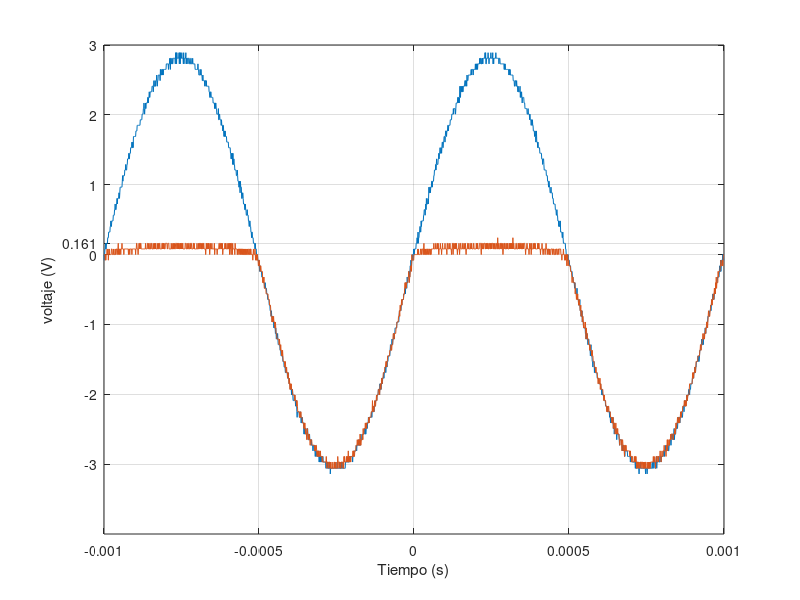

Here is the MATLAB script that generated this plot:
t=[-1.00E-03
-9.99E-04
-9.98E-04
-9.97E-04
-9.96E-04
-9.95E-04
-9.94E-04
-9.93E-04
-9.92E-04
-9.91E-04
-9.90E-04
-9.89E-04
-9.88E-04
-9.87E-04
-9.86E-04
-9.85E-04
-9.84E-04
-9.83E-04
-9.82E-04
-9.81E-04
-9.80E-04
-9.79E-04
-9.78E-04
-9.77E-04
-9.76E-04
-9.75E-04
-9.74E-04
-9.73E-04
-9.72E-04
-9.71E-04
-9.70E-04
-9.69E-04
-9.68E-04
-9.67E-04
-9.66E-04
-9.65E-04
-9.64E-04
-9.63E-04
-9.62E-04
-9.61E-04
-9.60E-04
-9.59E-04
-9.58E-04
-9.57E-04
-9.56E-04
-9.55E-04
-9.54E-04
-9.53E-04
-9.52E-04
-9.51E-04
-9.50E-04
-9.49E-04
-9.48E-04
-9.47E-04
-9.46E-04
-9.45E-04
-9.44E-04
-9.43E-04
-9.42E-04
-9.41E-04
-9.40E-04
-9.39E-04
-9.38E-04
-9.37E-04
-9.36E-04
-9.35E-04
-9.34E-04
-9.33E-04
-9.32E-04
-9.31E-04
-9.30E-04
-9.29E-04
-9.28E-04
-9.27E-04
-9.26E-04
-9.25E-04
-9.24E-04
-9.23E-04
-9.22E-04
-9.21E-04
-9.20E-04
-9.19E-04
-9.18E-04
-9.17E-04
-9.16E-04
-9.15E-04
-9.14E-04
-9.13E-04
-9.12E-04
-9.11E-04
-9.10E-04
-9.09E-04
-9.08E-04
-9.07E-04
-9.06E-04
-9.05E-04
-9.04E-04
-9.03E-04
-9.02E-04
-9.01E-04
-9.00E-04
-8.99E-04
-8.98E-04
-8.97E-04
-8.96E-04
-8.95E-04
-8.94E-04
-8.93E-04
-8.92E-04
-8.91E-04
-8.90E-04
-8.89E-04
-8.88E-04
-8.87E-04
-8.86E-04
-8.85E-04
-8.84E-04
-8.83E-04
-8.82E-04
-8.81E-04
-8.80E-04
-8.79E-04
-8.78E-04
-8.77E-04
-8.76E-04
-8.75E-04
-8.74E-04
-8.73E-04
-8.72E-04
-8.71E-04
-8.70E-04
-8.69E-04
-8.68E-04
-8.67E-04
-8.66E-04
-8.65E-04
-8.64E-04
-8.63E-04
-8.62E-04
-8.61E-04
-8.60E-04
-8.59E-04
-8.58E-04
-8.57E-04
-8.56E-04
-8.55E-04
-8.54E-04
-8.53E-04
-8.52E-04
-8.51E-04
-8.50E-04
-8.49E-04
-8.48E-04
-8.47E-04
-8.46E-04
-8.45E-04
-8.44E-04
-8.43E-04
-8.42E-04
-8.41E-04
-8.40E-04
-8.39E-04
-8.38E-04
-8.37E-04
-8.36E-04
-8.35E-04
-8.34E-04
-8.33E-04
-8.32E-04
-8.31E-04
-8.30E-04
-8.29E-04
-8.28E-04
-8.27E-04
-8.26E-04
-8.25E-04
-8.24E-04
-8.23E-04
-8.22E-04
-8.21E-04
-8.20E-04
-8.19E-04
-8.18E-04
-8.17E-04
-8.16E-04
-8.15E-04
-8.14E-04
-8.13E-04
-8.12E-04
-8.11E-04
-8.10E-04
-8.09E-04
-8.08E-04
-8.07E-04
-8.06E-04
-8.05E-04
-8.04E-04
-8.03E-04
-8.02E-04
-8.01E-04
-8.00E-04
-7.99E-04
-7.98E-04
-7.97E-04
-7.96E-04
-7.95E-04
-7.94E-04
-7.93E-04
-7.92E-04
-7.91E-04
-7.90E-04
-7.89E-04
-7.88E-04
-7.87E-04
-7.86E-04
-7.85E-04
-7.84E-04
-7.83E-04
-7.82E-04
-7.81E-04
-7.80E-04
-7.79E-04
-7.78E-04
-7.77E-04
-7.76E-04
-7.75E-04
-7.74E-04
-7.73E-04
-7.72E-04
-7.71E-04
-7.70E-04
-7.69E-04
-7.68E-04
-7.67E-04
-7.66E-04
-7.65E-04
-7.64E-04
-7.63E-04
-7.62E-04
-7.61E-04
-7.60E-04
-7.59E-04
-7.58E-04
-7.57E-04
-7.56E-04
-7.55E-04
-7.54E-04
-7.53E-04
-7.52E-04
-7.51E-04
-7.50E-04
-7.49E-04
-7.48E-04
-7.47E-04
-7.46E-04
-7.45E-04
-7.44E-04
-7.43E-04
-7.42E-04
-7.41E-04
-7.40E-04
-7.39E-04
-7.38E-04
-7.37E-04
-7.36E-04
-7.35E-04
-7.34E-04
-7.33E-04
-7.32E-04
-7.31E-04
-7.30E-04
-7.29E-04
-7.28E-04
-7.27E-04
-7.26E-04
-7.25E-04
-7.24E-04
-7.23E-04
-7.22E-04
-7.21E-04
-7.20E-04
-7.19E-04
-7.18E-04
-7.17E-04
-7.16E-04
-7.15E-04
-7.14E-04
-7.13E-04
-7.12E-04
-7.11E-04
-7.10E-04
-7.09E-04
-7.08E-04
-7.07E-04
-7.06E-04
-7.05E-04
-7.04E-04
-7.03E-04
-7.02E-04
-7.01E-04
-7.00E-04
-6.99E-04
-6.98E-04
-6.97E-04
-6.96E-04
-6.95E-04
-6.94E-04
-6.93E-04
-6.92E-04
-6.91E-04
-6.90E-04
-6.89E-04
-6.88E-04
-6.87E-04
-6.86E-04
-6.85E-04
-6.84E-04
-6.83E-04
-6.82E-04
-6.81E-04
-6.80E-04
-6.79E-04
-6.78E-04
-6.77E-04
-6.76E-04
-6.75E-04
-6.74E-04
-6.73E-04
-6.72E-04
-6.71E-04
-6.70E-04
-6.69E-04
-6.68E-04
-6.67E-04
-6.66E-04
-6.65E-04
-6.64E-04
-6.63E-04
-6.62E-04
-6.61E-04
-6.60E-04
-6.59E-04
-6.58E-04
-6.57E-04
-6.56E-04
-6.55E-04
-6.54E-04
-6.53E-04
-6.52E-04
-6.51E-04
-6.50E-04
-6.49E-04
-6.48E-04
-6.47E-04
-6.46E-04
-6.45E-04
-6.44E-04
-6.43E-04
-6.42E-04
-6.41E-04
-6.40E-04
-6.39E-04
-6.38E-04
-6.37E-04
-6.36E-04
-6.35E-04
-6.34E-04
-6.33E-04
-6.32E-04
-6.31E-04
-6.30E-04
-6.29E-04
-6.28E-04
-6.27E-04
-6.26E-04
-6.25E-04
-6.24E-04
-6.23E-04
-6.22E-04
-6.21E-04
-6.20E-04
-6.19E-04
-6.18E-04
-6.17E-04
-6.16E-04
-6.15E-04
-6.14E-04
-6.13E-04
-6.12E-04
-6.11E-04
-6.10E-04
-6.09E-04
-6.08E-04
-6.07E-04
-6.06E-04
-6.05E-04
-6.04E-04
-6.03E-04
-6.02E-04
-6.01E-04
-6.00E-04
-5.99E-04
-5.98E-04
-5.97E-04
-5.96E-04
-5.95E-04
-5.94E-04
-5.93E-04
-5.92E-04
-5.91E-04
-5.90E-04
-5.89E-04
-5.88E-04
-5.87E-04
-5.86E-04
-5.85E-04
-5.84E-04
-5.83E-04
-5.82E-04
-5.81E-04
-5.80E-04
-5.79E-04
-5.78E-04
-5.77E-04
-5.76E-04
-5.75E-04
-5.74E-04
-5.73E-04
-5.72E-04
-5.71E-04
-5.70E-04
-5.69E-04
-5.68E-04
-5.67E-04
-5.66E-04
-5.65E-04
-5.64E-04
-5.63E-04
-5.62E-04
-5.61E-04
-5.60E-04
-5.59E-04
-5.58E-04
-5.57E-04
-5.56E-04
-5.55E-04
-5.54E-04
-5.53E-04
-5.52E-04
-5.51E-04
-5.50E-04
-5.49E-04
-5.48E-04
-5.47E-04
-5.46E-04
-5.45E-04
-5.44E-04
-5.43E-04
-5.42E-04
-5.41E-04
-5.40E-04
-5.39E-04
-5.38E-04
-5.37E-04
-5.36E-04
-5.35E-04
-5.34E-04
-5.33E-04
-5.32E-04
-5.31E-04
-5.30E-04
-5.29E-04
-5.28E-04
-5.27E-04
-5.26E-04
-5.25E-04
-5.24E-04
-5.23E-04
-5.22E-04
-5.21E-04
-5.20E-04
-5.19E-04
-5.18E-04
-5.17E-04
-5.16E-04
-5.15E-04
-5.14E-04
-5.13E-04
-5.12E-04
-5.11E-04
-5.10E-04
-5.09E-04
-5.08E-04
-5.07E-04
-5.06E-04
-5.05E-04
-5.04E-04
-5.03E-04
-5.02E-04
-5.01E-04
-5.00E-04
-4.99E-04
-4.98E-04
-4.97E-04
-4.96E-04
-4.95E-04
-4.94E-04
-4.93E-04
-4.92E-04
-4.91E-04
-4.90E-04
-4.89E-04
-4.88E-04
-4.87E-04
-4.86E-04
-4.85E-04
-4.84E-04
-4.83E-04
-4.82E-04
-4.81E-04
-4.80E-04
-4.79E-04
-4.78E-04
-4.77E-04
-4.76E-04
-4.75E-04
-4.74E-04
-4.73E-04
-4.72E-04
-4.71E-04
-4.70E-04
-4.69E-04
-4.68E-04
-4.67E-04
-4.66E-04
-4.65E-04
-4.64E-04
-4.63E-04
-4.62E-04
-4.61E-04
-4.60E-04
-4.59E-04
-4.58E-04
-4.57E-04
-4.56E-04
-4.55E-04
-4.54E-04
-4.53E-04
-4.52E-04
-4.51E-04
-4.50E-04
-4.49E-04
-4.48E-04
-4.47E-04
-4.46E-04
-4.45E-04
-4.44E-04
-4.43E-04
-4.42E-04
-4.41E-04
-4.40E-04
-4.39E-04
-4.38E-04
-4.37E-04
-4.36E-04
-4.35E-04
-4.34E-04
-4.33E-04
-4.32E-04
-4.31E-04
-4.30E-04
-4.29E-04
-4.28E-04
-4.27E-04
-4.26E-04
-4.25E-04
-4.24E-04
-4.23E-04
-4.22E-04
-4.21E-04
-4.20E-04
-4.19E-04
-4.18E-04
-4.17E-04
-4.16E-04
-4.15E-04
-4.14E-04
-4.13E-04
-4.12E-04
-4.11E-04
-4.10E-04
-4.09E-04
-4.08E-04
-4.07E-04
-4.06E-04
-4.05E-04
-4.04E-04
-4.03E-04
-4.02E-04
-4.01E-04
-4.00E-04
-3.99E-04
-3.98E-04
-3.97E-04
-3.96E-04
-3.95E-04
-3.94E-04
-3.93E-04
-3.92E-04
-3.91E-04
-3.90E-04
-3.89E-04
-3.88E-04
-3.87E-04
-3.86E-04
-3.85E-04
-3.84E-04
-3.83E-04
-3.82E-04
-3.81E-04
-3.80E-04
-3.79E-04
-3.78E-04
-3.77E-04
-3.76E-04
-3.75E-04
-3.74E-04
-3.73E-04
-3.72E-04
-3.71E-04
-3.70E-04
-3.69E-04
-3.68E-04
-3.67E-04
-3.66E-04
-3.65E-04
-3.64E-04
-3.63E-04
-3.62E-04
-3.61E-04
-3.60E-04
-3.59E-04
-3.58E-04
-3.57E-04
-3.56E-04
-3.55E-04
-3.54E-04
-3.53E-04
-3.52E-04
-3.51E-04
-3.50E-04
-3.49E-04
-3.48E-04
-3.47E-04
-3.46E-04
-3.45E-04
-3.44E-04
-3.43E-04
-3.42E-04
-3.41E-04
-3.40E-04
-3.39E-04
-3.38E-04
-3.37E-04
-3.36E-04
-3.35E-04
-3.34E-04
-3.33E-04
-3.32E-04
-3.31E-04
-3.30E-04
-3.29E-04
-3.28E-04
-3.27E-04
-3.26E-04
-3.25E-04
-3.24E-04
-3.23E-04
-3.22E-04
-3.21E-04
-3.20E-04
-3.19E-04
-3.18E-04
-3.17E-04
-3.16E-04
-3.15E-04
-3.14E-04
-3.13E-04
-3.12E-04
-3.11E-04
-3.10E-04
-3.09E-04
-3.08E-04
-3.07E-04
-3.06E-04
-3.05E-04
-3.04E-04
-3.03E-04
-3.02E-04
-3.01E-04
-3.00E-04
-2.99E-04
-2.98E-04
-2.97E-04
-2.96E-04
-2.95E-04
-2.94E-04
-2.93E-04
-2.92E-04
-2.91E-04
-2.90E-04
-2.89E-04
-2.88E-04
-2.87E-04
-2.86E-04
-2.85E-04
-2.84E-04
-2.83E-04
-2.82E-04
-2.81E-04
-2.80E-04
-2.79E-04
-2.78E-04
-2.77E-04
-2.76E-04
-2.75E-04
-2.74E-04
-2.73E-04
-2.72E-04
-2.71E-04
-2.70E-04
-2.69E-04
-2.68E-04
-2.67E-04
-2.66E-04
-2.65E-04
-2.64E-04
-2.63E-04
-2.62E-04
-2.61E-04
-2.60E-04
-2.59E-04
-2.58E-04
-2.57E-04
-2.56E-04
-2.55E-04
-2.54E-04
-2.53E-04
-2.52E-04
-2.51E-04
-2.50E-04
-2.49E-04
-2.48E-04
-2.47E-04
-2.46E-04
-2.45E-04
-2.44E-04
-2.43E-04
-2.42E-04
-2.41E-04
-2.40E-04
-2.39E-04
-2.38E-04
-2.37E-04
-2.36E-04
-2.35E-04
-2.34E-04
-2.33E-04
-2.32E-04
-2.31E-04
-2.30E-04
-2.29E-04
-2.28E-04
-2.27E-04
-2.26E-04
-2.25E-04
-2.24E-04
-2.23E-04
-2.22E-04
-2.21E-04
-2.20E-04
-2.19E-04
-2.18E-04
-2.17E-04
-2.16E-04
-2.15E-04
-2.14E-04
-2.13E-04
-2.12E-04
-2.11E-04
-2.10E-04
-2.09E-04
-2.08E-04
-2.07E-04
-2.06E-04
-2.05E-04
-2.04E-04
-2.03E-04
-2.02E-04
-2.01E-04
-2.00E-04
-1.99E-04
-1.98E-04
-1.97E-04
-1.96E-04
-1.95E-04
-1.94E-04
-1.93E-04
-1.92E-04
-1.91E-04
-1.90E-04
-1.89E-04
-1.88E-04
-1.87E-04
-1.86E-04
-1.85E-04
-1.84E-04
-1.83E-04
-1.82E-04
-1.81E-04
-1.80E-04
-1.79E-04
-1.78E-04
-1.77E-04
-1.76E-04
-1.75E-04
-1.74E-04
-1.73E-04
-1.72E-04
-1.71E-04
-1.70E-04
-1.69E-04
-1.68E-04
-1.67E-04
-1.66E-04
-1.65E-04
-1.64E-04
-1.63E-04
-1.62E-04
-1.61E-04
-1.60E-04
-1.59E-04
-1.58E-04
-1.57E-04
-1.56E-04
-1.55E-04
-1.54E-04
-1.53E-04
-1.52E-04
-1.51E-04
-1.50E-04
-1.49E-04
-1.48E-04
-1.47E-04
-1.46E-04
-1.45E-04
-1.44E-04
-1.43E-04
-1.42E-04
-1.41E-04
-1.40E-04
-1.39E-04
-1.38E-04
-1.37E-04
-1.36E-04
-1.35E-04
-1.34E-04
-1.33E-04
-1.32E-04
-1.31E-04
-1.30E-04
-1.29E-04
-1.28E-04
-1.27E-04
-1.26E-04
-1.25E-04
-1.24E-04
-1.23E-04
-1.22E-04
-1.21E-04
-1.20E-04
-1.19E-04
-1.18E-04
-1.17E-04
-1.16E-04
-1.15E-04
-1.14E-04
-1.13E-04
-1.12E-04
-1.11E-04
-1.10E-04
-1.09E-04
-1.08E-04
-1.07E-04
-1.06E-04
-1.05E-04
-1.04E-04
-1.03E-04
-1.02E-04
-1.01E-04
-1.00E-04
-9.90E-05
-9.80E-05
-9.70E-05
-9.60E-05
-9.50E-05
-9.40E-05
-9.30E-05
-9.20E-05
-9.10E-05
-9.00E-05
-8.90E-05
-8.80E-05
-8.70E-05
-8.60E-05
-8.50E-05
-8.40E-05
-8.30E-05
-8.20E-05
-8.10E-05
-8.00E-05
-7.90E-05
-7.80E-05
-7.70E-05
-7.60E-05
-7.50E-05
-7.40E-05
-7.30E-05
-7.20E-05
-7.10E-05
-7.00E-05
-6.90E-05
-6.80E-05
-6.70E-05
-6.60E-05
-6.50E-05
-6.40E-05
-6.30E-05
-6.20E-05
-6.10E-05
-6.00E-05
-5.90E-05
-5.80E-05
-5.70E-05
-5.60E-05
-5.50E-05
-5.40E-05
-5.30E-05
-5.20E-05
-5.10E-05
-5.00E-05
-4.90E-05
-4.80E-05
-4.70E-05
-4.60E-05
-4.50E-05
-4.40E-05
-4.30E-05
-4.20E-05
-4.10E-05
-4.00E-05
-3.90E-05
-3.80E-05
-3.70E-05
-3.60E-05
-3.50E-05
-3.40E-05
-3.30E-05
-3.20E-05
-3.10E-05
-3.00E-05
-2.90E-05
-2.80E-05
-2.70E-05
-2.60E-05
-2.50E-05
-2.40E-05
-2.30E-05
-2.20E-05
-2.10E-05
-2.00E-05
-1.90E-05
-1.80E-05
-1.70E-05
-1.60E-05
-1.50E-05
-1.40E-05
-1.30E-05
-1.20E-05
-1.10E-05
-1.00E-05
-9.00E-06
-8.00E-06
-7.00E-06
-6.00E-06
-5.00E-06
-4.00E-06
-3.00E-06
-2.00E-06
-1.00E-06
0.00E+00
1.00E-06
2.00E-06
3.00E-06
4.00E-06
5.00E-06
6.00E-06
7.00E-06
8.00E-06
9.00E-06
1.00E-05
1.10E-05
1.20E-05
1.30E-05
1.40E-05
1.50E-05
1.60E-05
1.70E-05
1.80E-05
1.90E-05
2.00E-05
2.10E-05
2.20E-05
2.30E-05
2.40E-05
2.50E-05
2.60E-05
2.70E-05
2.80E-05
2.90E-05
3.00E-05
3.10E-05
3.20E-05
3.30E-05
3.40E-05
3.50E-05
3.60E-05
3.70E-05
3.80E-05
3.90E-05
4.00E-05
4.10E-05
4.20E-05
4.30E-05
4.40E-05
4.50E-05
4.60E-05
4.70E-05
4.80E-05
4.90E-05
5.00E-05
5.10E-05
5.20E-05
5.30E-05
5.40E-05
5.50E-05
5.60E-05
5.70E-05
5.80E-05
5.90E-05
6.00E-05
6.10E-05
6.20E-05
6.30E-05
6.40E-05
6.50E-05
6.60E-05
6.70E-05
6.80E-05
6.90E-05
7.00E-05
7.10E-05
7.20E-05
7.30E-05
7.40E-05
7.50E-05
7.60E-05
7.70E-05
7.80E-05
7.90E-05
8.00E-05
8.10E-05
8.20E-05
8.30E-05
8.40E-05
8.50E-05
8.60E-05
8.70E-05
8.80E-05
8.90E-05
9.00E-05
9.10E-05
9.20E-05
9.30E-05
9.40E-05
9.50E-05
9.60E-05
9.70E-05
9.80E-05
9.90E-05
1.00E-04
1.01E-04
1.02E-04
1.03E-04
1.04E-04
1.05E-04
1.06E-04
1.07E-04
1.08E-04
1.09E-04
1.10E-04
1.11E-04
1.12E-04
1.13E-04
1.14E-04
1.15E-04
1.16E-04
1.17E-04
1.18E-04
1.19E-04
1.20E-04
1.21E-04
1.22E-04
1.23E-04
1.24E-04
1.25E-04
1.26E-04
1.27E-04
1.28E-04
1.29E-04
1.30E-04
1.31E-04
1.32E-04
1.33E-04
1.34E-04
1.35E-04
1.36E-04
1.37E-04
1.38E-04
1.39E-04
1.40E-04
1.41E-04
1.42E-04
1.43E-04
1.44E-04
1.45E-04
1.46E-04
1.47E-04
1.48E-04
1.49E-04
1.50E-04
1.51E-04
1.52E-04
1.53E-04
1.54E-04
1.55E-04
1.56E-04
1.57E-04
1.58E-04
1.59E-04
1.60E-04
1.61E-04
1.62E-04
1.63E-04
1.64E-04
1.65E-04
1.66E-04
1.67E-04
1.68E-04
1.69E-04
1.70E-04
1.71E-04
1.72E-04
1.73E-04
1.74E-04
1.75E-04
1.76E-04
1.77E-04
1.78E-04
1.79E-04
1.80E-04
1.81E-04
1.82E-04
1.83E-04
1.84E-04
1.85E-04
1.86E-04
1.87E-04
1.88E-04
1.89E-04
1.90E-04
1.91E-04
1.92E-04
1.93E-04
1.94E-04
1.95E-04
1.96E-04
1.97E-04
1.98E-04
1.99E-04
2.00E-04
2.01E-04
2.02E-04
2.03E-04
2.04E-04
2.05E-04
2.06E-04
2.07E-04
2.08E-04
2.09E-04
2.10E-04
2.11E-04
2.12E-04
2.13E-04
2.14E-04
2.15E-04
2.16E-04
2.17E-04
2.18E-04
2.19E-04
2.20E-04
2.21E-04
2.22E-04
2.23E-04
2.24E-04
2.25E-04
2.26E-04
2.27E-04
2.28E-04
2.29E-04
2.30E-04
2.31E-04
2.32E-04
2.33E-04
2.34E-04
2.35E-04
2.36E-04
2.37E-04
2.38E-04
2.39E-04
2.40E-04
2.41E-04
2.42E-04
2.43E-04
2.44E-04
2.45E-04
2.46E-04
2.47E-04
2.48E-04
2.49E-04
2.50E-04
2.51E-04
2.52E-04
2.53E-04
2.54E-04
2.55E-04
2.56E-04
2.57E-04
2.58E-04
2.59E-04
2.60E-04
2.61E-04
2.62E-04
2.63E-04
2.64E-04
2.65E-04
2.66E-04
2.67E-04
2.68E-04
2.69E-04
2.70E-04
2.71E-04
2.72E-04
2.73E-04
2.74E-04
2.75E-04
2.76E-04
2.77E-04
2.78E-04
2.79E-04
2.80E-04
2.81E-04
2.82E-04
2.83E-04
2.84E-04
2.85E-04
2.86E-04
2.87E-04
2.88E-04
2.89E-04
2.90E-04
2.91E-04
2.92E-04
2.93E-04
2.94E-04
2.95E-04
2.96E-04
2.97E-04
2.98E-04
2.99E-04
3.00E-04
3.01E-04
3.02E-04
3.03E-04
3.04E-04
3.05E-04
3.06E-04
3.07E-04
3.08E-04
3.09E-04
3.10E-04
3.11E-04
3.12E-04
3.13E-04
3.14E-04
3.15E-04
3.16E-04
3.17E-04
3.18E-04
3.19E-04
3.20E-04
3.21E-04
3.22E-04
3.23E-04
3.24E-04
3.25E-04
3.26E-04
3.27E-04
3.28E-04
3.29E-04
3.30E-04
3.31E-04
3.32E-04
3.33E-04
3.34E-04
3.35E-04
3.36E-04
3.37E-04
3.38E-04
3.39E-04
3.40E-04
3.41E-04
3.42E-04
3.43E-04
3.44E-04
3.45E-04
3.46E-04
3.47E-04
3.48E-04
3.49E-04
3.50E-04
3.51E-04
3.52E-04
3.53E-04
3.54E-04
3.55E-04
3.56E-04
3.57E-04
3.58E-04
3.59E-04
3.60E-04
3.61E-04
3.62E-04
3.63E-04
3.64E-04
3.65E-04
3.66E-04
3.67E-04
3.68E-04
3.69E-04
3.70E-04
3.71E-04
3.72E-04
3.73E-04
3.74E-04
3.75E-04
3.76E-04
3.77E-04
3.78E-04
3.79E-04
3.80E-04
3.81E-04
3.82E-04
3.83E-04
3.84E-04
3.85E-04
3.86E-04
3.87E-04
3.88E-04
3.89E-04
3.90E-04
3.91E-04
3.92E-04
3.93E-04
3.94E-04
3.95E-04
3.96E-04
3.97E-04
3.98E-04
3.99E-04
4.00E-04
4.01E-04
4.02E-04
4.03E-04
4.04E-04
4.05E-04
4.06E-04
4.07E-04
4.08E-04
4.09E-04
4.10E-04
4.11E-04
4.12E-04
4.13E-04
4.14E-04
4.15E-04
4.16E-04
4.17E-04
4.18E-04
4.19E-04
4.20E-04
4.21E-04
4.22E-04
4.23E-04
4.24E-04
4.25E-04
4.26E-04
4.27E-04
4.28E-04
4.29E-04
4.30E-04
4.31E-04
4.32E-04
4.33E-04
4.34E-04
4.35E-04
4.36E-04
4.37E-04
4.38E-04
4.39E-04
4.40E-04
4.41E-04
4.42E-04
4.43E-04
4.44E-04
4.45E-04
4.46E-04
4.47E-04
4.48E-04
4.49E-04
4.50E-04
4.51E-04
4.52E-04
4.53E-04
4.54E-04
4.55E-04
4.56E-04
4.57E-04
4.58E-04
4.59E-04
4.60E-04
4.61E-04
4.62E-04
4.63E-04
4.64E-04
4.65E-04
4.66E-04
4.67E-04
4.68E-04
4.69E-04
4.70E-04
4.71E-04
4.72E-04
4.73E-04
4.74E-04
4.75E-04
4.76E-04
4.77E-04
4.78E-04
4.79E-04
4.80E-04
4.81E-04
4.82E-04
4.83E-04
4.84E-04
4.85E-04
4.86E-04
4.87E-04
4.88E-04
4.89E-04
4.90E-04
4.91E-04
4.92E-04
4.93E-04
4.94E-04
4.95E-04
4.96E-04
4.97E-04
4.98E-04
4.99E-04
5.00E-04
5.01E-04
5.02E-04
5.03E-04
5.04E-04
5.05E-04
5.06E-04
5.07E-04
5.08E-04
5.09E-04
5.10E-04
5.11E-04
5.12E-04
5.13E-04
5.14E-04
5.15E-04
5.16E-04
5.17E-04
5.18E-04
5.19E-04
5.20E-04
5.21E-04
5.22E-04
5.23E-04
5.24E-04
5.25E-04
5.26E-04
5.27E-04
5.28E-04
5.29E-04
5.30E-04
5.31E-04
5.32E-04
5.33E-04
5.34E-04
5.35E-04
5.36E-04
5.37E-04
5.38E-04
5.39E-04
5.40E-04
5.41E-04
5.42E-04
5.43E-04
5.44E-04
5.45E-04
5.46E-04
5.47E-04
5.48E-04
5.49E-04
5.50E-04
5.51E-04
5.52E-04
5.53E-04
5.54E-04
5.55E-04
5.56E-04
5.57E-04
5.58E-04
5.59E-04
5.60E-04
5.61E-04
5.62E-04
5.63E-04
5.64E-04
5.65E-04
5.66E-04
5.67E-04
5.68E-04
5.69E-04
5.70E-04
5.71E-04
5.72E-04
5.73E-04
5.74E-04
5.75E-04
5.76E-04
5.77E-04
5.78E-04
5.79E-04
5.80E-04
5.81E-04
5.82E-04
5.83E-04
5.84E-04
5.85E-04
5.86E-04
5.87E-04
5.88E-04
5.89E-04
5.90E-04
5.91E-04
5.92E-04
5.93E-04
5.94E-04
5.95E-04
5.96E-04
5.97E-04
5.98E-04
5.99E-04
6.00E-04
6.01E-04
6.02E-04
6.03E-04
6.04E-04
6.05E-04
6.06E-04
6.07E-04
6.08E-04
6.09E-04
6.10E-04
6.11E-04
6.12E-04
6.13E-04
6.14E-04
6.15E-04
6.16E-04
6.17E-04
6.18E-04
6.19E-04
6.20E-04
6.21E-04
6.22E-04
6.23E-04
6.24E-04
6.25E-04
6.26E-04
6.27E-04
6.28E-04
6.29E-04
6.30E-04
6.31E-04
6.32E-04
6.33E-04
6.34E-04
6.35E-04
6.36E-04
6.37E-04
6.38E-04
6.39E-04
6.40E-04
6.41E-04
6.42E-04
6.43E-04
6.44E-04
6.45E-04
6.46E-04
6.47E-04
6.48E-04
6.49E-04
6.50E-04
6.51E-04
6.52E-04
6.53E-04
6.54E-04
6.55E-04
6.56E-04
6.57E-04
6.58E-04
6.59E-04
6.60E-04
6.61E-04
6.62E-04
6.63E-04
6.64E-04
6.65E-04
6.66E-04
6.67E-04
6.68E-04
6.69E-04
6.70E-04
6.71E-04
6.72E-04
6.73E-04
6.74E-04
6.75E-04
6.76E-04
6.77E-04
6.78E-04
6.79E-04
6.80E-04
6.81E-04
6.82E-04
6.83E-04
6.84E-04
6.85E-04
6.86E-04
6.87E-04
6.88E-04
6.89E-04
6.90E-04
6.91E-04
6.92E-04
6.93E-04
6.94E-04
6.95E-04
6.96E-04
6.97E-04
6.98E-04
6.99E-04
7.00E-04
7.01E-04
7.02E-04
7.03E-04
7.04E-04
7.05E-04
7.06E-04
7.07E-04
7.08E-04
7.09E-04
7.10E-04
7.11E-04
7.12E-04
7.13E-04
7.14E-04
7.15E-04
7.16E-04
7.17E-04
7.18E-04
7.19E-04
7.20E-04
7.21E-04
7.22E-04
7.23E-04
7.24E-04
7.25E-04
7.26E-04
7.27E-04
7.28E-04
7.29E-04
7.30E-04
7.31E-04
7.32E-04
7.33E-04
7.34E-04
7.35E-04
7.36E-04
7.37E-04
7.38E-04
7.39E-04
7.40E-04
7.41E-04
7.42E-04
7.43E-04
7.44E-04
7.45E-04
7.46E-04
7.47E-04
7.48E-04
7.49E-04
7.50E-04
7.51E-04
7.52E-04
7.53E-04
7.54E-04
7.55E-04
7.56E-04
7.57E-04
7.58E-04
7.59E-04
7.60E-04
7.61E-04
7.62E-04
7.63E-04
7.64E-04
7.65E-04
7.66E-04
7.67E-04
7.68E-04
7.69E-04
7.70E-04
7.71E-04
7.72E-04
7.73E-04
7.74E-04
7.75E-04
7.76E-04
7.77E-04
7.78E-04
7.79E-04
7.80E-04
7.81E-04
7.82E-04
7.83E-04
7.84E-04
7.85E-04
7.86E-04
7.87E-04
7.88E-04
7.89E-04
7.90E-04
7.91E-04
7.92E-04
7.93E-04
7.94E-04
7.95E-04
7.96E-04
7.97E-04
7.98E-04
7.99E-04
8.00E-04
8.01E-04
8.02E-04
8.03E-04
8.04E-04
8.05E-04
8.06E-04
8.07E-04
8.08E-04
8.09E-04
8.10E-04
8.11E-04
8.12E-04
8.13E-04
8.14E-04
8.15E-04
8.16E-04
8.17E-04
8.18E-04
8.19E-04
8.20E-04
8.21E-04
8.22E-04
8.23E-04
8.24E-04
8.25E-04
8.26E-04
8.27E-04
8.28E-04
8.29E-04
8.30E-04
8.31E-04
8.32E-04
8.33E-04
8.34E-04
8.35E-04
8.36E-04
8.37E-04
8.38E-04
8.39E-04
8.40E-04
8.41E-04
8.42E-04
8.43E-04
8.44E-04
8.45E-04
8.46E-04
8.47E-04
8.48E-04
8.49E-04
8.50E-04
8.51E-04
8.52E-04
8.53E-04
8.54E-04
8.55E-04
8.56E-04
8.57E-04
8.58E-04
8.59E-04
8.60E-04
8.61E-04
8.62E-04
8.63E-04
8.64E-04
8.65E-04
8.66E-04
8.67E-04
8.68E-04
8.69E-04
8.70E-04
8.71E-04
8.72E-04
8.73E-04
8.74E-04
8.75E-04
8.76E-04
8.77E-04
8.78E-04
8.79E-04
8.80E-04
8.81E-04
8.82E-04
8.83E-04
8.84E-04
8.85E-04
8.86E-04
8.87E-04
8.88E-04
8.89E-04
8.90E-04
8.91E-04
8.92E-04
8.93E-04
8.94E-04
8.95E-04
8.96E-04
8.97E-04
8.98E-04
8.99E-04
9.00E-04
9.01E-04
9.02E-04
9.03E-04
9.04E-04
9.05E-04
9.06E-04
9.07E-04
9.08E-04
9.09E-04
9.10E-04
9.11E-04
9.12E-04
9.13E-04
9.14E-04
9.15E-04
9.16E-04
9.17E-04
9.18E-04
9.19E-04
9.20E-04
9.21E-04
9.22E-04
9.23E-04
9.24E-04
9.25E-04
9.26E-04
9.27E-04
9.28E-04
9.29E-04
9.30E-04
9.31E-04
9.32E-04
9.33E-04
9.34E-04
9.35E-04
9.36E-04
9.37E-04
9.38E-04
9.39E-04
9.40E-04
9.41E-04
9.42E-04
9.43E-04
9.44E-04
9.45E-04
9.46E-04
9.47E-04
9.48E-04
9.49E-04
9.50E-04
9.51E-04
9.52E-04
9.53E-04
9.54E-04
9.55E-04
9.56E-04
9.57E-04
9.58E-04
9.59E-04
9.60E-04
9.61E-04
9.62E-04
9.63E-04
9.64E-04
9.65E-04
9.66E-04
9.67E-04
9.68E-04
9.69E-04
9.70E-04
9.71E-04
9.72E-04
9.73E-04
9.74E-04
9.75E-04
9.76E-04
9.77E-04
9.78E-04
9.79E-04
9.80E-04
9.81E-04
9.82E-04
9.83E-04
9.84E-04
9.85E-04
9.86E-04
9.87E-04
9.88E-04
9.89E-04
9.90E-04
9.91E-04
9.92E-04
9.93E-04
9.94E-04
9.95E-04
9.96E-04
9.97E-04
9.98E-04
9.99E-04];
x=[0.00E+00
-8.04E-02
0.00E+00
8.04E-02
8.04E-02
1.61E-01
8.04E-02
8.04E-02
1.61E-01
1.61E-01
1.61E-01
1.61E-01
2.41E-01
2.41E-01
2.41E-01
3.22E-01
3.22E-01
3.22E-01
3.22E-01
3.22E-01
4.02E-01
4.02E-01
4.82E-01
4.02E-01
4.02E-01
4.82E-01
4.82E-01
4.82E-01
4.82E-01
4.82E-01
5.63E-01
5.63E-01
5.63E-01
5.63E-01
6.43E-01
6.43E-01
7.24E-01
6.43E-01
6.43E-01
6.43E-01
7.24E-01
7.24E-01
8.04E-01
7.24E-01
8.04E-01
8.04E-01
8.04E-01
8.04E-01
8.84E-01
8.84E-01
8.04E-01
8.84E-01
9.65E-01
9.65E-01
9.65E-01
9.65E-01
9.65E-01
9.65E-01
9.65E-01
1.05E+00
1.13E+00
1.05E+00
1.13E+00
1.13E+00
1.13E+00
1.13E+00
1.13E+00
1.21E+00
1.21E+00
1.21E+00
1.29E+00
1.21E+00
1.21E+00
1.21E+00
1.29E+00
1.29E+00
1.37E+00
1.37E+00
1.37E+00
1.37E+00
1.45E+00
1.37E+00
1.37E+00
1.45E+00
1.45E+00
1.45E+00
1.53E+00
1.53E+00
1.53E+00
1.53E+00
1.61E+00
1.53E+00
1.53E+00
1.61E+00
1.53E+00
1.69E+00
1.69E+00
1.69E+00
1.69E+00
1.69E+00
1.69E+00
1.69E+00
1.69E+00
1.77E+00
1.77E+00
1.77E+00
1.77E+00
1.85E+00
1.85E+00
1.85E+00
1.85E+00
1.85E+00
1.85E+00
1.85E+00
1.85E+00
1.85E+00
1.85E+00
1.93E+00
1.93E+00
1.93E+00
1.93E+00
1.93E+00
1.93E+00
2.01E+00
2.01E+00
2.01E+00
2.01E+00
2.09E+00
2.09E+00
2.17E+00
2.09E+00
2.01E+00
2.09E+00
2.09E+00
2.17E+00
2.09E+00
2.17E+00
2.17E+00
2.17E+00
2.17E+00
2.17E+00
2.25E+00
2.25E+00
2.17E+00
2.25E+00
2.25E+00
2.33E+00
2.25E+00
2.25E+00
2.33E+00
2.33E+00
2.33E+00
2.33E+00
2.33E+00
2.33E+00
2.41E+00
2.41E+00
2.41E+00
2.41E+00
2.33E+00
2.41E+00
2.49E+00
2.41E+00
2.41E+00
2.41E+00
2.49E+00
2.41E+00
2.41E+00
2.49E+00
2.49E+00
2.57E+00
2.49E+00
2.41E+00
2.49E+00
2.49E+00
2.57E+00
2.57E+00
2.57E+00
2.57E+00
2.57E+00
2.57E+00
2.49E+00
2.65E+00
2.57E+00
2.65E+00
2.57E+00
2.57E+00
2.65E+00
2.65E+00
2.57E+00
2.65E+00
2.57E+00
2.65E+00
2.65E+00
2.65E+00
2.65E+00
2.65E+00
2.65E+00
2.65E+00
2.65E+00
2.65E+00
2.73E+00
2.73E+00
2.73E+00
2.73E+00
2.73E+00
2.73E+00
2.73E+00
2.65E+00
2.73E+00
2.73E+00
2.73E+00
2.81E+00
2.73E+00
2.65E+00
2.81E+00
2.81E+00
2.73E+00
2.73E+00
2.81E+00
2.81E+00
2.73E+00
2.73E+00
2.81E+00
2.81E+00
2.81E+00
2.81E+00
2.81E+00
2.81E+00
2.81E+00
2.73E+00
2.89E+00
2.81E+00
2.89E+00
2.73E+00
2.89E+00
2.81E+00
2.81E+00
2.81E+00
2.81E+00
2.81E+00
2.81E+00
2.89E+00
2.73E+00
2.89E+00
2.81E+00
2.73E+00
2.89E+00
2.81E+00
2.81E+00
2.81E+00
2.89E+00
2.81E+00
2.81E+00
2.81E+00
2.81E+00
2.73E+00
2.89E+00
2.73E+00
2.81E+00
2.81E+00
2.81E+00
2.81E+00
2.81E+00
2.89E+00
2.73E+00
2.81E+00
2.73E+00
2.81E+00
2.81E+00
2.81E+00
2.73E+00
2.81E+00
2.81E+00
2.81E+00
2.81E+00
2.73E+00
2.73E+00
2.73E+00
2.73E+00
2.81E+00
2.81E+00
2.73E+00
2.73E+00
2.73E+00
2.73E+00
2.81E+00
2.73E+00
2.73E+00
2.73E+00
2.73E+00
2.73E+00
2.73E+00
2.73E+00
2.65E+00
2.65E+00
2.65E+00
2.65E+00
2.65E+00
2.65E+00
2.65E+00
2.65E+00
2.65E+00
2.73E+00
2.65E+00
2.65E+00
2.57E+00
2.57E+00
2.57E+00
2.57E+00
2.65E+00
2.57E+00
2.57E+00
2.65E+00
2.57E+00
2.57E+00
2.57E+00
2.49E+00
2.49E+00
2.57E+00
2.49E+00
2.49E+00
2.49E+00
2.49E+00
2.49E+00
2.41E+00
2.49E+00
2.49E+00
2.49E+00
2.41E+00
2.49E+00
2.41E+00
2.41E+00
2.41E+00
2.41E+00
2.41E+00
2.41E+00
2.41E+00
2.41E+00
2.33E+00
2.33E+00
2.25E+00
2.25E+00
2.25E+00
2.33E+00
2.33E+00
2.25E+00
2.25E+00
2.25E+00
2.25E+00
2.25E+00
2.25E+00
2.17E+00
2.17E+00
2.17E+00
2.17E+00
2.17E+00
2.09E+00
2.17E+00
2.09E+00
2.17E+00
2.17E+00
2.09E+00
2.09E+00
2.01E+00
2.01E+00
2.01E+00
2.01E+00
2.01E+00
2.09E+00
1.93E+00
1.93E+00
2.01E+00
2.01E+00
1.93E+00
1.93E+00
1.93E+00
1.93E+00
1.85E+00
1.93E+00
1.85E+00
1.85E+00
1.85E+00
1.77E+00
1.85E+00
1.85E+00
1.77E+00
1.69E+00
1.77E+00
1.69E+00
1.69E+00
1.77E+00
1.69E+00
1.69E+00
1.69E+00
1.69E+00
1.61E+00
1.61E+00
1.61E+00
1.61E+00
1.61E+00
1.61E+00
1.53E+00
1.53E+00
1.53E+00
1.53E+00
1.53E+00
1.53E+00
1.45E+00
1.45E+00
1.37E+00
1.45E+00
1.37E+00
1.37E+00
1.45E+00
1.29E+00
1.45E+00
1.29E+00
1.29E+00
1.37E+00
1.29E+00
1.29E+00
1.21E+00
1.21E+00
1.21E+00
1.21E+00
1.21E+00
1.13E+00
1.13E+00
1.13E+00
1.21E+00
1.13E+00
1.05E+00
1.05E+00
1.05E+00
9.65E-01
9.65E-01
1.05E+00
9.65E-01
8.84E-01
1.05E+00
9.65E-01
9.65E-01
9.65E-01
8.04E-01
8.04E-01
8.04E-01
8.84E-01
8.84E-01
8.04E-01
7.24E-01
7.24E-01
7.24E-01
7.24E-01
6.43E-01
6.43E-01
7.24E-01
6.43E-01
6.43E-01
5.63E-01
5.63E-01
5.63E-01
6.43E-01
5.63E-01
5.63E-01
5.63E-01
4.82E-01
4.82E-01
4.02E-01
4.02E-01
4.82E-01
4.82E-01
4.02E-01
4.02E-01
3.22E-01
3.22E-01
2.41E-01
3.22E-01
3.22E-01
2.41E-01
2.41E-01
2.41E-01
1.61E-01
1.61E-01
1.61E-01
1.61E-01
1.61E-01
8.04E-02
1.61E-01
8.04E-02
8.04E-02
8.04E-02
0.00E+00
0.00E+00
0.00E+00
0.00E+00
-8.04E-02
-8.04E-02
-8.04E-02
-1.61E-01
-8.04E-02
-1.61E-01
-2.41E-01
-1.61E-01
-1.61E-01
-2.41E-01
-2.41E-01
-2.41E-01
-2.41E-01
-3.22E-01
-3.22E-01
-3.22E-01
-3.22E-01
-3.22E-01
-4.02E-01
-4.02E-01
-4.02E-01
-4.02E-01
-4.82E-01
-4.82E-01
-4.02E-01
-4.82E-01
-4.82E-01
-4.82E-01
-4.82E-01
-5.63E-01
-5.63E-01
-5.63E-01
-6.43E-01
-6.43E-01
-6.43E-01
-6.43E-01
-6.43E-01
-7.24E-01
-7.24E-01
-7.24E-01
-8.04E-01
-8.04E-01
-8.04E-01
-8.84E-01
-8.04E-01
-8.84E-01
-8.84E-01
-9.65E-01
-8.84E-01
-8.84E-01
-9.65E-01
-9.65E-01
-1.05E+00
-9.65E-01
-1.05E+00
-1.05E+00
-1.05E+00
-1.13E+00
-1.05E+00
-1.13E+00
-1.21E+00
-1.13E+00
-1.21E+00
-1.21E+00
-1.13E+00
-1.21E+00
-1.29E+00
-1.29E+00
-1.29E+00
-1.29E+00
-1.29E+00
-1.29E+00
-1.37E+00
-1.37E+00
-1.37E+00
-1.45E+00
-1.45E+00
-1.45E+00
-1.45E+00
-1.45E+00
-1.45E+00
-1.53E+00
-1.53E+00
-1.53E+00
-1.53E+00
-1.61E+00
-1.61E+00
-1.61E+00
-1.61E+00
-1.69E+00
-1.69E+00
-1.61E+00
-1.69E+00
-1.69E+00
-1.69E+00
-1.69E+00
-1.77E+00
-1.77E+00
-1.69E+00
-1.77E+00
-1.77E+00
-1.85E+00
-1.85E+00
-1.85E+00
-1.85E+00
-1.93E+00
-1.93E+00
-1.93E+00
-1.93E+00
-2.01E+00
-1.93E+00
-2.01E+00
-1.93E+00
-2.01E+00
-2.09E+00
-2.09E+00
-2.09E+00
-2.09E+00
-2.01E+00
-2.01E+00
-2.09E+00
-2.09E+00
-2.17E+00
-2.09E+00
-2.17E+00
-2.09E+00
-2.25E+00
-2.33E+00
-2.25E+00
-2.25E+00
-2.25E+00
-2.25E+00
-2.25E+00
-2.25E+00
-2.33E+00
-2.33E+00
-2.33E+00
-2.33E+00
-2.25E+00
-2.33E+00
-2.41E+00
-2.33E+00
-2.41E+00
-2.41E+00
-2.33E+00
-2.41E+00
-2.41E+00
-2.41E+00
-2.41E+00
-2.57E+00
-2.41E+00
-2.57E+00
-2.49E+00
-2.49E+00
-2.57E+00
-2.49E+00
-2.57E+00
-2.57E+00
-2.57E+00
-2.57E+00
-2.49E+00
-2.49E+00
-2.65E+00
-2.65E+00
-2.65E+00
-2.65E+00
-2.65E+00
-2.57E+00
-2.65E+00
-2.65E+00
-2.65E+00
-2.65E+00
-2.73E+00
-2.65E+00
-2.73E+00
-2.73E+00
-2.73E+00
-2.73E+00
-2.81E+00
-2.73E+00
-2.73E+00
-2.73E+00
-2.81E+00
-2.81E+00
-2.73E+00
-2.89E+00
-2.89E+00
-2.81E+00
-2.81E+00
-2.81E+00
-2.89E+00
-2.89E+00
-2.89E+00
-2.89E+00
-2.81E+00
-2.89E+00
-2.89E+00
-2.89E+00
-2.97E+00
-2.89E+00
-2.97E+00
-2.89E+00
-2.97E+00
-2.89E+00
-2.97E+00
-2.89E+00
-2.97E+00
-2.89E+00
-2.97E+00
-2.97E+00
-2.89E+00
-2.97E+00
-2.97E+00
-2.97E+00
-2.97E+00
-2.97E+00
-2.97E+00
-2.97E+00
-2.97E+00
-2.97E+00
-3.06E+00
-2.97E+00
-2.97E+00
-2.97E+00
-3.06E+00
-2.97E+00
-3.06E+00
-3.06E+00
-3.06E+00
-3.06E+00
-3.06E+00
-2.97E+00
-3.06E+00
-2.97E+00
-3.14E+00
-3.06E+00
-3.06E+00
-3.06E+00
-3.06E+00
-3.06E+00
-3.06E+00
-3.06E+00
-3.06E+00
-3.06E+00
-3.06E+00
-3.06E+00
-3.06E+00
-3.06E+00
-3.06E+00
-3.06E+00
-3.06E+00
-3.06E+00
-3.06E+00
-3.06E+00
-3.06E+00
-3.06E+00
-2.97E+00
-3.06E+00
-3.06E+00
-3.06E+00
-3.06E+00
-3.06E+00
-3.06E+00
-3.06E+00
-2.97E+00
-3.06E+00
-2.97E+00
-3.06E+00
-3.06E+00
-2.97E+00
-3.06E+00
-3.06E+00
-2.97E+00
-3.06E+00
-3.06E+00
-3.06E+00
-3.06E+00
-3.06E+00
-3.06E+00
-3.06E+00
-3.06E+00
-3.06E+00
-3.06E+00
-2.97E+00
-2.97E+00
-2.97E+00
-2.97E+00
-2.97E+00
-2.97E+00
-2.97E+00
-2.97E+00
-2.97E+00
-2.97E+00
-2.97E+00
-2.97E+00
-2.97E+00
-2.89E+00
-2.89E+00
-2.97E+00
-2.89E+00
-2.89E+00
-2.89E+00
-2.89E+00
-2.89E+00
-2.89E+00
-2.89E+00
-2.97E+00
-2.89E+00
-2.89E+00
-2.89E+00
-2.89E+00
-2.81E+00
-2.81E+00
-2.81E+00
-2.81E+00
-2.81E+00
-2.81E+00
-2.81E+00
-2.73E+00
-2.81E+00
-2.73E+00
-2.73E+00
-2.73E+00
-2.73E+00
-2.73E+00
-2.73E+00
-2.65E+00
-2.73E+00
-2.73E+00
-2.65E+00
-2.73E+00
-2.73E+00
-2.65E+00
-2.57E+00
-2.65E+00
-2.65E+00
-2.65E+00
-2.65E+00
-2.57E+00
-2.57E+00
-2.57E+00
-2.57E+00
-2.57E+00
-2.57E+00
-2.49E+00
-2.49E+00
-2.57E+00
-2.49E+00
-2.57E+00
-2.57E+00
-2.49E+00
-2.49E+00
-2.41E+00
-2.49E+00
-2.41E+00
-2.41E+00
-2.41E+00
-2.33E+00
-2.41E+00
-2.41E+00
-2.33E+00
-2.33E+00
-2.33E+00
-2.33E+00
-2.33E+00
-2.33E+00
-2.33E+00
-2.25E+00
-2.33E+00
-2.25E+00
-2.25E+00
-2.17E+00
-2.25E+00
-2.25E+00
-2.17E+00
-2.25E+00
-2.17E+00
-2.17E+00
-2.17E+00
-2.17E+00
-2.09E+00
-2.09E+00
-2.09E+00
-2.09E+00
-2.09E+00
-2.01E+00
-2.01E+00
-2.01E+00
-2.01E+00
-1.93E+00
-1.93E+00
-1.93E+00
-1.93E+00
-2.01E+00
-1.85E+00
-1.93E+00
-1.85E+00
-1.93E+00
-1.93E+00
-1.85E+00
-1.77E+00
-1.77E+00
-1.85E+00
-1.77E+00
-1.77E+00
-1.77E+00
-1.69E+00
-1.77E+00
-1.69E+00
-1.69E+00
-1.69E+00
-1.61E+00
-1.61E+00
-1.69E+00
-1.61E+00
-1.61E+00
-1.53E+00
-1.61E+00
-1.53E+00
-1.53E+00
-1.53E+00
-1.45E+00
-1.45E+00
-1.45E+00
-1.45E+00
-1.45E+00
-1.45E+00
-1.37E+00
-1.29E+00
-1.37E+00
-1.37E+00
-1.29E+00
-1.29E+00
-1.21E+00
-1.29E+00
-1.29E+00
-1.21E+00
-1.21E+00
-1.21E+00
-1.13E+00
-1.21E+00
-1.13E+00
-1.13E+00
-1.05E+00
-1.05E+00
-1.05E+00
-1.05E+00
-1.05E+00
-1.05E+00
-9.65E-01
-9.65E-01
-9.65E-01
-9.65E-01
-9.65E-01
-9.65E-01
-9.65E-01
-8.84E-01
-8.04E-01
-8.04E-01
-8.04E-01
-8.04E-01
-8.04E-01
-8.04E-01
-7.24E-01
-7.24E-01
-7.24E-01
-6.43E-01
-6.43E-01
-6.43E-01
-6.43E-01
-6.43E-01
-5.63E-01
-5.63E-01
-5.63E-01
-5.63E-01
-4.82E-01
-5.63E-01
-4.82E-01
-4.02E-01
-4.02E-01
-4.82E-01
-4.82E-01
-3.22E-01
-4.02E-01
-4.02E-01
-3.22E-01
-3.22E-01
-2.41E-01
-2.41E-01
-2.41E-01
-3.22E-01
-2.41E-01
-1.61E-01
-2.41E-01
-8.04E-02
-1.61E-01
-1.61E-01
-8.04E-02
-8.04E-02
0.00E+00
0.00E+00
-8.04E-02
0.00E+00
8.04E-02
0.00E+00
0.00E+00
8.04E-02
8.04E-02
8.04E-02
8.04E-02
8.04E-02
1.61E-01
1.61E-01
1.61E-01
2.41E-01
1.61E-01
2.41E-01
3.22E-01
1.61E-01
2.41E-01
2.41E-01
3.22E-01
3.22E-01
4.02E-01
4.02E-01
3.22E-01
3.22E-01
4.82E-01
4.02E-01
4.82E-01
4.82E-01
4.82E-01
4.82E-01
4.82E-01
4.82E-01
5.63E-01
5.63E-01
6.43E-01
6.43E-01
6.43E-01
5.63E-01
6.43E-01
7.24E-01
6.43E-01
8.04E-01
7.24E-01
7.24E-01
7.24E-01
7.24E-01
8.04E-01
7.24E-01
8.04E-01
9.65E-01
8.84E-01
8.84E-01
9.65E-01
9.65E-01
8.84E-01
9.65E-01
9.65E-01
9.65E-01
1.05E+00
1.05E+00
9.65E-01
1.05E+00
1.05E+00
1.05E+00
1.05E+00
1.13E+00
1.13E+00
1.21E+00
1.21E+00
1.21E+00
1.21E+00
1.29E+00
1.21E+00
1.29E+00
1.37E+00
1.29E+00
1.29E+00
1.29E+00
1.29E+00
1.37E+00
1.37E+00
1.45E+00
1.37E+00
1.45E+00
1.45E+00
1.53E+00
1.45E+00
1.45E+00
1.53E+00
1.53E+00
1.45E+00
1.53E+00
1.61E+00
1.61E+00
1.53E+00
1.53E+00
1.61E+00
1.61E+00
1.69E+00
1.69E+00
1.69E+00
1.61E+00
1.69E+00
1.77E+00
1.77E+00
1.77E+00
1.69E+00
1.77E+00
1.77E+00
1.77E+00
1.85E+00
1.85E+00
1.77E+00
1.85E+00
1.85E+00
1.85E+00
1.85E+00
1.85E+00
1.93E+00
1.93E+00
1.93E+00
1.93E+00
1.93E+00
2.01E+00
2.01E+00
2.01E+00
2.01E+00
2.01E+00
2.09E+00
2.01E+00
2.09E+00
2.09E+00
2.09E+00
2.09E+00
2.09E+00
2.01E+00
2.09E+00
2.17E+00
2.17E+00
2.17E+00
2.17E+00
2.17E+00
2.25E+00
2.25E+00
2.17E+00
2.25E+00
2.25E+00
2.17E+00
2.25E+00
2.41E+00
2.25E+00
2.25E+00
2.41E+00
2.33E+00
2.33E+00
2.41E+00
2.33E+00
2.33E+00
2.41E+00
2.33E+00
2.41E+00
2.41E+00
2.41E+00
2.41E+00
2.41E+00
2.49E+00
2.49E+00
2.49E+00
2.41E+00
2.49E+00
2.49E+00
2.41E+00
2.57E+00
2.49E+00
2.49E+00
2.49E+00
2.57E+00
2.57E+00
2.57E+00
2.57E+00
2.57E+00
2.57E+00
2.57E+00
2.57E+00
2.57E+00
2.65E+00
2.65E+00
2.57E+00
2.65E+00
2.65E+00
2.65E+00
2.65E+00
2.57E+00
2.65E+00
2.65E+00
2.65E+00
2.65E+00
2.65E+00
2.65E+00
2.73E+00
2.65E+00
2.65E+00
2.73E+00
2.65E+00
2.73E+00
2.73E+00
2.65E+00
2.73E+00
2.73E+00
2.73E+00
2.73E+00
2.73E+00
2.73E+00
2.81E+00
2.73E+00
2.81E+00
2.81E+00
2.73E+00
2.73E+00
2.73E+00
2.81E+00
2.73E+00
2.81E+00
2.73E+00
2.81E+00
2.81E+00
2.81E+00
2.81E+00
2.81E+00
2.81E+00
2.89E+00
2.81E+00
2.89E+00
2.73E+00
2.73E+00
2.81E+00
2.81E+00
2.81E+00
2.81E+00
2.81E+00
2.89E+00
2.81E+00
2.81E+00
2.73E+00
2.81E+00
2.81E+00
2.81E+00
2.81E+00
2.81E+00
2.89E+00
2.81E+00
2.81E+00
2.81E+00
2.81E+00
2.81E+00
2.89E+00
2.73E+00
2.81E+00
2.73E+00
2.81E+00
2.81E+00
2.81E+00
2.81E+00
2.81E+00
2.81E+00
2.89E+00
2.81E+00
2.81E+00
2.81E+00
2.81E+00
2.81E+00
2.81E+00
2.81E+00
2.81E+00
2.81E+00
2.73E+00
2.81E+00
2.81E+00
2.81E+00
2.73E+00
2.73E+00
2.73E+00
2.73E+00
2.73E+00
2.73E+00
2.73E+00
2.73E+00
2.73E+00
2.73E+00
2.73E+00
2.73E+00
2.73E+00
2.65E+00
2.73E+00
2.65E+00
2.73E+00
2.65E+00
2.65E+00
2.65E+00
2.65E+00
2.65E+00
2.65E+00
2.65E+00
2.65E+00
2.65E+00
2.65E+00
2.65E+00
2.57E+00
2.65E+00
2.65E+00
2.57E+00
2.65E+00
2.57E+00
2.57E+00
2.57E+00
2.57E+00
2.57E+00
2.57E+00
2.57E+00
2.57E+00
2.57E+00
2.49E+00
2.49E+00
2.49E+00
2.49E+00
2.41E+00
2.41E+00
2.49E+00
2.49E+00
2.49E+00
2.41E+00
2.41E+00
2.49E+00
2.41E+00
2.41E+00
2.41E+00
2.33E+00
2.41E+00
2.33E+00
2.33E+00
2.33E+00
2.33E+00
2.33E+00
2.41E+00
2.25E+00
2.33E+00
2.25E+00
2.25E+00
2.33E+00
2.25E+00
2.17E+00
2.25E+00
2.25E+00
2.25E+00
2.25E+00
2.25E+00
2.17E+00
2.17E+00
2.17E+00
2.09E+00
2.09E+00
2.09E+00
2.09E+00
2.09E+00
2.09E+00
2.09E+00
2.01E+00
2.01E+00
2.01E+00
2.09E+00
2.01E+00
2.01E+00
2.01E+00
2.01E+00
1.93E+00
2.01E+00
1.93E+00
1.93E+00
1.93E+00
1.85E+00
1.93E+00
1.93E+00
1.85E+00
1.93E+00
1.85E+00
1.85E+00
1.77E+00
1.77E+00
1.77E+00
1.77E+00
1.69E+00
1.69E+00
1.77E+00
1.69E+00
1.61E+00
1.69E+00
1.77E+00
1.61E+00
1.61E+00
1.61E+00
1.53E+00
1.61E+00
1.53E+00
1.53E+00
1.53E+00
1.53E+00
1.53E+00
1.45E+00
1.45E+00
1.45E+00
1.45E+00
1.45E+00
1.45E+00
1.37E+00
1.37E+00
1.37E+00
1.29E+00
1.37E+00
1.37E+00
1.37E+00
1.29E+00
1.21E+00
1.21E+00
1.21E+00
1.21E+00
1.21E+00
1.21E+00
1.21E+00
1.13E+00
1.13E+00
1.13E+00
1.13E+00
1.05E+00
1.05E+00
1.05E+00
9.65E-01
1.05E+00
1.05E+00
9.65E-01
9.65E-01
8.84E-01
8.84E-01
8.84E-01
9.65E-01
8.84E-01
8.84E-01
8.84E-01
8.84E-01
8.04E-01
8.04E-01
8.04E-01
7.24E-01
7.24E-01
7.24E-01
7.24E-01
7.24E-01
7.24E-01
6.43E-01
6.43E-01
6.43E-01
5.63E-01
5.63E-01
6.43E-01
5.63E-01
5.63E-01
4.82E-01
4.82E-01
4.82E-01
4.02E-01
4.82E-01
4.02E-01
4.02E-01
4.02E-01
4.82E-01
3.22E-01
3.22E-01
3.22E-01
3.22E-01
3.22E-01
2.41E-01
2.41E-01
3.22E-01
2.41E-01
1.61E-01
1.61E-01
1.61E-01
1.61E-01
1.61E-01
1.61E-01
1.61E-01
8.04E-02
8.04E-02
0.00E+00
0.00E+00
0.00E+00
0.00E+00
-8.04E-02
-8.04E-02
0.00E+00
-8.04E-02
-8.04E-02
-8.04E-02
-8.04E-02
-1.61E-01
-1.61E-01
-1.61E-01
-1.61E-01
-2.41E-01
-2.41E-01
-2.41E-01
-2.41E-01
-2.41E-01
-3.22E-01
-3.22E-01
-3.22E-01
-4.02E-01
-4.02E-01
-4.02E-01
-4.02E-01
-4.82E-01
-4.02E-01
-4.82E-01
-4.82E-01
-4.82E-01
-5.63E-01
-5.63E-01
-5.63E-01
-4.82E-01
-6.43E-01
-6.43E-01
-6.43E-01
-6.43E-01
-7.24E-01
-7.24E-01
-7.24E-01
-7.24E-01
-6.43E-01
-8.04E-01
-8.04E-01
-8.04E-01
-8.84E-01
-8.04E-01
-8.84E-01
-8.04E-01
-9.65E-01
-8.84E-01
-9.65E-01
-9.65E-01
-1.05E+00
-1.05E+00
-1.05E+00
-1.05E+00
-1.05E+00
-1.05E+00
-1.13E+00
-1.05E+00
-1.21E+00
-1.13E+00
-1.21E+00
-1.13E+00
-1.21E+00
-1.21E+00
-1.29E+00
-1.21E+00
-1.21E+00
-1.21E+00
-1.29E+00
-1.29E+00
-1.37E+00
-1.37E+00
-1.45E+00
-1.37E+00
-1.29E+00
-1.45E+00
-1.45E+00
-1.45E+00
-1.53E+00
-1.53E+00
-1.61E+00
-1.53E+00
-1.53E+00
-1.53E+00
-1.53E+00
-1.69E+00
-1.61E+00
-1.69E+00
-1.69E+00
-1.69E+00
-1.69E+00
-1.69E+00
-1.69E+00
-1.69E+00
-1.77E+00
-1.77E+00
-1.77E+00
-1.77E+00
-1.77E+00
-1.85E+00
-1.85E+00
-1.85E+00
-1.85E+00
-1.85E+00
-1.85E+00
-1.85E+00
-1.93E+00
-1.93E+00
-1.93E+00
-2.01E+00
-1.93E+00
-2.01E+00
-2.01E+00
-2.01E+00
-2.01E+00
-2.01E+00
-2.09E+00
-2.09E+00
-2.09E+00
-2.09E+00
-2.09E+00
-2.17E+00
-2.17E+00
-2.17E+00
-2.17E+00
-2.17E+00
-2.25E+00
-2.25E+00
-2.17E+00
-2.25E+00
-2.25E+00
-2.25E+00
-2.25E+00
-2.25E+00
-2.33E+00
-2.25E+00
-2.33E+00
-2.41E+00
-2.33E+00
-2.33E+00
-2.41E+00
-2.33E+00
-2.41E+00
-2.41E+00
-2.41E+00
-2.33E+00
-2.49E+00
-2.49E+00
-2.41E+00
-2.57E+00
-2.49E+00
-2.49E+00
-2.49E+00
-2.49E+00
-2.49E+00
-2.49E+00
-2.57E+00
-2.65E+00
-2.57E+00
-2.57E+00
-2.57E+00
-2.57E+00
-2.57E+00
-2.57E+00
-2.57E+00
-2.65E+00
-2.73E+00
-2.65E+00
-2.65E+00
-2.65E+00
-2.65E+00
-2.65E+00
-2.65E+00
-2.73E+00
-2.73E+00
-2.81E+00
-2.73E+00
-2.73E+00
-2.73E+00
-2.81E+00
-2.73E+00
-2.81E+00
-2.81E+00
-2.89E+00
-2.81E+00
-2.81E+00
-2.81E+00
-2.81E+00
-2.81E+00
-2.81E+00
-2.81E+00
-2.81E+00
-2.89E+00
-2.89E+00
-2.89E+00
-2.89E+00
-2.89E+00
-2.89E+00
-2.89E+00
-2.89E+00
-2.89E+00
-2.97E+00
-2.89E+00
-2.89E+00
-2.97E+00
-2.89E+00
-2.97E+00
-2.97E+00
-2.97E+00
-2.97E+00
-2.97E+00
-2.97E+00
-2.97E+00
-2.97E+00
-2.97E+00
-2.97E+00
-2.97E+00
-3.06E+00
-2.97E+00
-3.06E+00
-3.06E+00
-2.97E+00
-2.97E+00
-3.06E+00
-2.97E+00
-2.97E+00
-3.06E+00
-3.06E+00
-3.06E+00
-3.14E+00
-3.06E+00
-3.06E+00
-3.06E+00
-2.97E+00
-3.06E+00
-3.06E+00
-3.06E+00
-3.06E+00
-3.06E+00
-3.06E+00
-3.06E+00
-3.06E+00
-3.06E+00
-3.06E+00
-3.06E+00
-3.06E+00
-3.06E+00
-3.06E+00
-3.06E+00
-3.06E+00
-3.14E+00
-3.06E+00
-3.06E+00
-3.06E+00
-3.06E+00
-3.14E+00
-3.06E+00
-3.06E+00
-3.06E+00
-3.06E+00
-3.06E+00
-3.06E+00
-3.06E+00
-3.06E+00
-3.06E+00
-3.06E+00
-3.06E+00
-3.06E+00
-3.06E+00
-3.06E+00
-3.06E+00
-2.97E+00
-2.97E+00
-3.06E+00
-3.06E+00
-2.97E+00
-2.97E+00
-3.06E+00
-2.97E+00
-2.97E+00
-2.97E+00
-2.97E+00
-3.06E+00
-2.97E+00
-2.97E+00
-2.89E+00
-3.06E+00
-2.97E+00
-2.97E+00
-2.97E+00
-2.97E+00
-2.89E+00
-2.97E+00
-2.89E+00
-2.97E+00
-2.97E+00
-2.97E+00
-2.89E+00
-2.89E+00
-2.89E+00
-2.97E+00
-2.89E+00
-2.89E+00
-2.89E+00
-2.89E+00
-2.89E+00
-2.89E+00
-2.89E+00
-2.81E+00
-2.81E+00
-2.81E+00
-2.89E+00
-2.81E+00
-2.81E+00
-2.81E+00
-2.73E+00
-2.81E+00
-2.81E+00
-2.81E+00
-2.81E+00
-2.73E+00
-2.73E+00
-2.73E+00
-2.73E+00
-2.81E+00
-2.81E+00
-2.73E+00
-2.73E+00
-2.73E+00
-2.65E+00
-2.65E+00
-2.65E+00
-2.73E+00
-2.65E+00
-2.57E+00
-2.57E+00
-2.57E+00
-2.57E+00
-2.65E+00
-2.57E+00
-2.65E+00
-2.57E+00
-2.49E+00
-2.65E+00
-2.57E+00
-2.57E+00
-2.57E+00
-2.57E+00
-2.49E+00
-2.49E+00
-2.49E+00
-2.41E+00
-2.41E+00
-2.49E+00
-2.41E+00
-2.33E+00
-2.41E+00
-2.33E+00
-2.33E+00
-2.33E+00
-2.41E+00
-2.41E+00
-2.33E+00
-2.33E+00
-2.33E+00
-2.25E+00
-2.25E+00
-2.33E+00
-2.33E+00
-2.33E+00
-2.25E+00
-2.17E+00
-2.17E+00
-2.17E+00
-2.25E+00
-2.17E+00
-2.09E+00
-2.09E+00
-2.17E+00
-2.17E+00
-2.09E+00
-2.09E+00
-2.09E+00
-2.01E+00
-2.09E+00
-2.09E+00
-2.01E+00
-2.01E+00
-2.01E+00
-1.93E+00
-1.93E+00
-1.93E+00
-2.01E+00
-1.93E+00
-1.93E+00
-1.93E+00
-1.85E+00
-1.85E+00
-1.85E+00
-1.85E+00
-1.85E+00
-1.77E+00
-1.77E+00
-1.77E+00
-1.77E+00
-1.77E+00
-1.69E+00
-1.69E+00
-1.69E+00
-1.61E+00
-1.69E+00
-1.69E+00
-1.61E+00
-1.61E+00
-1.53E+00
-1.53E+00
-1.53E+00
-1.53E+00
-1.53E+00
-1.45E+00
-1.45E+00
-1.53E+00
-1.53E+00
-1.53E+00
-1.45E+00
-1.37E+00
-1.37E+00
-1.37E+00
-1.37E+00
-1.29E+00
-1.29E+00
-1.21E+00
-1.29E+00
-1.29E+00
-1.29E+00
-1.21E+00
-1.29E+00
-1.21E+00
-1.21E+00
-1.13E+00
-1.13E+00
-1.13E+00
-1.05E+00
-1.05E+00
-1.13E+00
-1.05E+00
-1.05E+00
-1.05E+00
-9.65E-01
-9.65E-01
-9.65E-01
-8.84E-01
-8.84E-01
-8.84E-01
-8.84E-01
-8.84E-01
-8.84E-01
-8.04E-01
-8.04E-01
-8.04E-01
-7.24E-01
-8.04E-01
-7.24E-01
-7.24E-01
-6.43E-01
-6.43E-01
-6.43E-01
-5.63E-01
-6.43E-01
-6.43E-01
-6.43E-01
-6.43E-01
-5.63E-01
-4.82E-01
-5.63E-01
-4.82E-01
-4.82E-01
-4.82E-01
-4.02E-01
-4.02E-01
-4.02E-01
-4.02E-01
-3.22E-01
-3.22E-01
-3.22E-01
-3.22E-01
-3.22E-01
-3.22E-01
-2.41E-01
-1.61E-01
-2.41E-01
-2.41E-01
-8.04E-02
-2.41E-01
-1.61E-01
-8.04E-02
-8.04E-02
-8.04E-02
-8.04E-02
0.00E+00
-8.04E-02
0.00E+00
-8.04E-02];
y=[0.00E+00
0.00E+00
0.00E+00
0.00E+00
-8.04E-02
0.00E+00
-8.04E-02
0.00E+00
0.00E+00
0.00E+00
8.04E-02
0.00E+00
0.00E+00
8.04E-02
-8.04E-02
0.00E+00
0.00E+00
8.04E-02
0.00E+00
0.00E+00
0.00E+00
0.00E+00
0.00E+00
0.00E+00
8.04E-02
8.04E-02
8.04E-02
0.00E+00
0.00E+00
0.00E+00
0.00E+00
8.04E-02
0.00E+00
0.00E+00
0.00E+00
0.00E+00
8.04E-02
0.00E+00
0.00E+00
8.04E-02
8.04E-02
8.04E-02
0.00E+00
0.00E+00
8.04E-02
8.04E-02
1.61E-01
0.00E+00
8.04E-02
8.04E-02
0.00E+00
8.04E-02
8.04E-02
8.04E-02
0.00E+00
8.04E-02
8.04E-02
8.04E-02
1.61E-01
8.04E-02
8.04E-02
8.04E-02
8.04E-02
8.04E-02
0.00E+00
8.04E-02
8.04E-02
8.04E-02
8.04E-02
8.04E-02
8.04E-02
8.04E-02
8.04E-02
8.04E-02
8.04E-02
8.04E-02
8.04E-02
8.04E-02
8.04E-02
0.00E+00
8.04E-02
8.04E-02
8.04E-02
0.00E+00
8.04E-02
8.04E-02
8.04E-02
8.04E-02
8.04E-02
8.04E-02
0.00E+00
8.04E-02
8.04E-02
8.04E-02
8.04E-02
8.04E-02
8.04E-02
8.04E-02
8.04E-02
8.04E-02
8.04E-02
8.04E-02
0.00E+00
8.04E-02
8.04E-02
1.61E-01
1.61E-01
8.04E-02
8.04E-02
8.04E-02
0.00E+00
8.04E-02
8.04E-02
1.61E-01
8.04E-02
1.61E-01
1.61E-01
8.04E-02
1.61E-01
1.61E-01
8.04E-02
8.04E-02
8.04E-02
8.04E-02
8.04E-02
8.04E-02
8.04E-02
8.04E-02
8.04E-02
8.04E-02
8.04E-02
8.04E-02
8.04E-02
8.04E-02
1.61E-01
8.04E-02
8.04E-02
8.04E-02
8.04E-02
8.04E-02
1.61E-01
1.61E-01
8.04E-02
8.04E-02
1.61E-01
8.04E-02
8.04E-02
8.04E-02
1.61E-01
1.61E-01
8.04E-02
8.04E-02
8.04E-02
1.61E-01
1.61E-01
8.04E-02
8.04E-02
8.04E-02
8.04E-02
1.61E-01
8.04E-02
8.04E-02
8.04E-02
1.61E-01
8.04E-02
1.61E-01
8.04E-02
1.61E-01
8.04E-02
8.04E-02
8.04E-02
8.04E-02
8.04E-02
1.61E-01
8.04E-02
8.04E-02
1.61E-01
8.04E-02
8.04E-02
1.61E-01
1.61E-01
8.04E-02
8.04E-02
8.04E-02
8.04E-02
8.04E-02
8.04E-02
1.61E-01
1.61E-01
8.04E-02
1.61E-01
8.04E-02
1.61E-01
8.04E-02
1.61E-01
8.04E-02
8.04E-02
8.04E-02
1.61E-01
1.61E-01
1.61E-01
1.61E-01
1.61E-01
1.61E-01
8.04E-02
8.04E-02
1.61E-01
1.61E-01
1.61E-01
1.61E-01
8.04E-02
8.04E-02
8.04E-02
8.04E-02
8.04E-02
8.04E-02
8.04E-02
1.61E-01
8.04E-02
8.04E-02
8.04E-02
8.04E-02
1.61E-01
8.04E-02
8.04E-02
1.61E-01
8.04E-02
1.61E-01
8.04E-02
8.04E-02
8.04E-02
1.61E-01
1.61E-01
1.61E-01
1.61E-01
8.04E-02
1.61E-01
1.61E-01
8.04E-02
1.61E-01
8.04E-02
1.61E-01
1.61E-01
8.04E-02
8.04E-02
1.61E-01
8.04E-02
1.61E-01
8.04E-02
1.61E-01
8.04E-02
1.61E-01
1.61E-01
8.04E-02
1.61E-01
8.04E-02
8.04E-02
8.04E-02
8.04E-02
8.04E-02
8.04E-02
8.04E-02
1.61E-01
1.61E-01
1.61E-01
8.04E-02
8.04E-02
8.04E-02
1.61E-01
8.04E-02
8.04E-02
1.61E-01
1.61E-01
8.04E-02
8.04E-02
8.04E-02
8.04E-02
1.61E-01
1.61E-01
8.04E-02
1.61E-01
1.61E-01
1.61E-01
8.04E-02
8.04E-02
8.04E-02
8.04E-02
8.04E-02
1.61E-01
1.61E-01
8.04E-02
1.61E-01
8.04E-02
8.04E-02
8.04E-02
8.04E-02
8.04E-02
8.04E-02
8.04E-02
8.04E-02
1.61E-01
8.04E-02
8.04E-02
8.04E-02
8.04E-02
1.61E-01
8.04E-02
8.04E-02
1.61E-01
1.61E-01
8.04E-02
1.61E-01
1.61E-01
8.04E-02
8.04E-02
1.61E-01
8.04E-02
8.04E-02
1.61E-01
1.61E-01
8.04E-02
1.61E-01
1.61E-01
8.04E-02
8.04E-02
8.04E-02
8.04E-02
8.04E-02
0.00E+00
8.04E-02
1.61E-01
8.04E-02
1.61E-01
8.04E-02
8.04E-02
1.61E-01
8.04E-02
1.61E-01
8.04E-02
1.61E-01
8.04E-02
0.00E+00
8.04E-02
8.04E-02
1.61E-01
8.04E-02
8.04E-02
8.04E-02
1.61E-01
8.04E-02
8.04E-02
8.04E-02
8.04E-02
8.04E-02
8.04E-02
8.04E-02
1.61E-01
0.00E+00
8.04E-02
8.04E-02
8.04E-02
8.04E-02
8.04E-02
8.04E-02
8.04E-02
0.00E+00
8.04E-02
8.04E-02
8.04E-02
8.04E-02
8.04E-02
1.61E-01
1.61E-01
8.04E-02
8.04E-02
8.04E-02
1.61E-01
1.61E-01
8.04E-02
1.61E-01
8.04E-02
8.04E-02
1.61E-01
0.00E+00
8.04E-02
8.04E-02
8.04E-02
8.04E-02
8.04E-02
8.04E-02
1.61E-01
8.04E-02
1.61E-01
8.04E-02
8.04E-02
8.04E-02
8.04E-02
1.61E-01
8.04E-02
8.04E-02
8.04E-02
1.61E-01
8.04E-02
8.04E-02
1.61E-01
0.00E+00
1.61E-01
8.04E-02
1.61E-01
8.04E-02
0.00E+00
1.61E-01
1.61E-01
8.04E-02
0.00E+00
1.61E-01
8.04E-02
8.04E-02
8.04E-02
8.04E-02
8.04E-02
8.04E-02
0.00E+00
1.61E-01
8.04E-02
8.04E-02
8.04E-02
8.04E-02
8.04E-02
8.04E-02
0.00E+00
8.04E-02
0.00E+00
0.00E+00
8.04E-02
8.04E-02
8.04E-02
8.04E-02
0.00E+00
8.04E-02
8.04E-02
0.00E+00
8.04E-02
0.00E+00
8.04E-02
8.04E-02
8.04E-02
0.00E+00
8.04E-02
0.00E+00
8.04E-02
0.00E+00
0.00E+00
8.04E-02
0.00E+00
0.00E+00
8.04E-02
0.00E+00
0.00E+00
8.04E-02
0.00E+00
0.00E+00
0.00E+00
8.04E-02
0.00E+00
0.00E+00
0.00E+00
8.04E-02
8.04E-02
0.00E+00
0.00E+00
8.04E-02
0.00E+00
8.04E-02
8.04E-02
0.00E+00
0.00E+00
0.00E+00
0.00E+00
0.00E+00
-8.04E-02
0.00E+00
8.04E-02
0.00E+00
0.00E+00
0.00E+00
0.00E+00
8.04E-02
0.00E+00
-8.04E-02
0.00E+00
-8.04E-02
0.00E+00
-8.04E-02
-8.04E-02
0.00E+00
-8.04E-02
-8.04E-02
-1.61E-01
-1.61E-01
-8.04E-02
-8.04E-02
-1.61E-01
-1.61E-01
-2.41E-01
-1.61E-01
-1.61E-01
-2.41E-01
-2.41E-01
-2.41E-01
-2.41E-01
-2.41E-01
-4.02E-01
-3.22E-01
-4.02E-01
-4.02E-01
-3.22E-01
-4.82E-01
-4.82E-01
-4.82E-01
-4.82E-01
-4.82E-01
-4.82E-01
-5.63E-01
-5.63E-01
-5.63E-01
-5.63E-01
-5.63E-01
-5.63E-01
-5.63E-01
-6.43E-01
-6.43E-01
-6.43E-01
-6.43E-01
-7.24E-01
-7.24E-01
-7.24E-01
-7.24E-01
-8.04E-01
-8.84E-01
-8.84E-01
-8.84E-01
-9.65E-01
-8.84E-01
-9.65E-01
-9.65E-01
-9.65E-01
-8.84E-01
-9.65E-01
-9.65E-01
-9.65E-01
-1.05E+00
-1.05E+00
-9.65E-01
-1.05E+00
-1.13E+00
-1.13E+00
-1.13E+00
-1.21E+00
-1.21E+00
-1.21E+00
-1.21E+00
-1.21E+00
-1.21E+00
-1.21E+00
-1.29E+00
-1.21E+00
-1.29E+00
-1.29E+00
-1.37E+00
-1.29E+00
-1.37E+00
-1.37E+00
-1.45E+00
-1.37E+00
-1.45E+00
-1.37E+00
-1.45E+00
-1.53E+00
-1.53E+00
-1.53E+00
-1.53E+00
-1.53E+00
-1.61E+00
-1.61E+00
-1.53E+00
-1.61E+00
-1.69E+00
-1.69E+00
-1.61E+00
-1.69E+00
-1.69E+00
-1.69E+00
-1.77E+00
-1.69E+00
-1.77E+00
-1.77E+00
-1.85E+00
-1.77E+00
-1.85E+00
-1.93E+00
-1.85E+00
-1.85E+00
-1.93E+00
-1.85E+00
-1.93E+00
-1.93E+00
-1.93E+00
-1.93E+00
-2.01E+00
-2.01E+00
-2.01E+00
-2.01E+00
-2.01E+00
-2.01E+00
-2.09E+00
-2.01E+00
-2.09E+00
-2.09E+00
-2.09E+00
-2.09E+00
-2.17E+00
-2.09E+00
-2.09E+00
-2.17E+00
-2.25E+00
-2.25E+00
-2.25E+00
-2.25E+00
-2.25E+00
-2.25E+00
-2.33E+00
-2.25E+00
-2.33E+00
-2.33E+00
-2.25E+00
-2.33E+00
-2.33E+00
-2.33E+00
-2.33E+00
-2.41E+00
-2.41E+00
-2.41E+00
-2.41E+00
-2.41E+00
-2.49E+00
-2.41E+00
-2.49E+00
-2.41E+00
-2.49E+00
-2.57E+00
-2.49E+00
-2.57E+00
-2.57E+00
-2.65E+00
-2.57E+00
-2.49E+00
-2.57E+00
-2.57E+00
-2.65E+00
-2.57E+00
-2.57E+00
-2.57E+00
-2.65E+00
-2.65E+00
-2.73E+00
-2.65E+00
-2.65E+00
-2.65E+00
-2.65E+00
-2.65E+00
-2.73E+00
-2.73E+00
-2.73E+00
-2.73E+00
-2.73E+00
-2.73E+00
-2.73E+00
-2.73E+00
-2.73E+00
-2.81E+00
-2.73E+00
-2.81E+00
-2.81E+00
-2.73E+00
-2.73E+00
-2.81E+00
-2.89E+00
-2.89E+00
-2.81E+00
-2.81E+00
-2.89E+00
-2.81E+00
-2.89E+00
-2.81E+00
-2.89E+00
-2.89E+00
-2.89E+00
-2.81E+00
-2.89E+00
-2.89E+00
-2.89E+00
-2.89E+00
-2.89E+00
-2.97E+00
-2.89E+00
-2.97E+00
-2.97E+00
-2.97E+00
-2.97E+00
-2.97E+00
-2.97E+00
-2.97E+00
-2.97E+00
-2.97E+00
-2.97E+00
-2.97E+00
-2.89E+00
-2.97E+00
-3.06E+00
-2.97E+00
-2.97E+00
-2.97E+00
-2.97E+00
-2.97E+00
-3.06E+00
-2.97E+00
-2.97E+00
-2.97E+00
-3.06E+00
-3.06E+00
-2.97E+00
-3.06E+00
-3.06E+00
-3.06E+00
-3.06E+00
-2.97E+00
-3.06E+00
-3.06E+00
-3.06E+00
-3.06E+00
-3.06E+00
-2.97E+00
-2.97E+00
-3.06E+00
-2.97E+00
-3.06E+00
-3.06E+00
-2.97E+00
-3.06E+00
-3.06E+00
-3.06E+00
-3.06E+00
-3.06E+00
-2.89E+00
-2.97E+00
-2.97E+00
-2.97E+00
-3.06E+00
-2.97E+00
-2.97E+00
-2.97E+00
-3.06E+00
-2.97E+00
-3.06E+00
-2.97E+00
-2.97E+00
-2.97E+00
-2.97E+00
-2.97E+00
-2.97E+00
-3.06E+00
-2.97E+00
-3.06E+00
-2.89E+00
-2.97E+00
-2.89E+00
-2.97E+00
-2.97E+00
-2.97E+00
-2.97E+00
-2.97E+00
-2.89E+00
-2.97E+00
-2.89E+00
-2.97E+00
-2.89E+00
-2.97E+00
-2.81E+00
-2.97E+00
-2.97E+00
-2.97E+00
-2.89E+00
-2.89E+00
-2.97E+00
-2.89E+00
-2.97E+00
-2.89E+00
-2.89E+00
-2.89E+00
-2.89E+00
-2.89E+00
-2.89E+00
-2.81E+00
-2.89E+00
-2.81E+00
-2.81E+00
-2.89E+00
-2.89E+00
-2.81E+00
-2.81E+00
-2.81E+00
-2.81E+00
-2.73E+00
-2.73E+00
-2.73E+00
-2.73E+00
-2.65E+00
-2.73E+00
-2.73E+00
-2.65E+00
-2.65E+00
-2.73E+00
-2.73E+00
-2.65E+00
-2.73E+00
-2.57E+00
-2.65E+00
-2.73E+00
-2.73E+00
-2.65E+00
-2.65E+00
-2.65E+00
-2.65E+00
-2.57E+00
-2.65E+00
-2.49E+00
-2.57E+00
-2.57E+00
-2.49E+00
-2.49E+00
-2.49E+00
-2.49E+00
-2.41E+00
-2.49E+00
-2.41E+00
-2.41E+00
-2.49E+00
-2.41E+00
-2.41E+00
-2.41E+00
-2.41E+00
-2.41E+00
-2.41E+00
-2.33E+00
-2.41E+00
-2.33E+00
-2.33E+00
-2.33E+00
-2.33E+00
-2.33E+00
-2.33E+00
-2.25E+00
-2.25E+00
-2.25E+00
-2.25E+00
-2.09E+00
-2.25E+00
-2.17E+00
-2.17E+00
-2.25E+00
-2.25E+00
-2.17E+00
-2.09E+00
-2.17E+00
-2.17E+00
-2.17E+00
-2.09E+00
-2.09E+00
-2.01E+00
-2.09E+00
-2.01E+00
-2.01E+00
-2.01E+00
-2.01E+00
-1.93E+00
-1.93E+00
-1.93E+00
-1.93E+00
-2.01E+00
-1.93E+00
-1.85E+00
-1.85E+00
-1.93E+00
-1.85E+00
-1.85E+00
-1.77E+00
-1.85E+00
-1.77E+00
-1.77E+00
-1.77E+00
-1.69E+00
-1.69E+00
-1.69E+00
-1.69E+00
-1.69E+00
-1.61E+00
-1.61E+00
-1.61E+00
-1.53E+00
-1.53E+00
-1.53E+00
-1.61E+00
-1.53E+00
-1.53E+00
-1.45E+00
-1.45E+00
-1.45E+00
-1.45E+00
-1.45E+00
-1.45E+00
-1.45E+00
-1.37E+00
-1.37E+00
-1.37E+00
-1.37E+00
-1.29E+00
-1.37E+00
-1.37E+00
-1.29E+00
-1.29E+00
-1.29E+00
-1.21E+00
-1.13E+00
-1.13E+00
-1.13E+00
-1.21E+00
-1.13E+00
-1.13E+00
-1.13E+00
-1.13E+00
-1.13E+00
-1.05E+00
-1.05E+00
-1.05E+00
-9.65E-01
-9.65E-01
-9.65E-01
-9.65E-01
-9.65E-01
-8.84E-01
-8.84E-01
-8.84E-01
-8.04E-01
-8.84E-01
-7.24E-01
-7.24E-01
-8.04E-01
-7.24E-01
-7.24E-01
-6.43E-01
-7.24E-01
-6.43E-01
-6.43E-01
-6.43E-01
-6.43E-01
-6.43E-01
-5.63E-01
-5.63E-01
-5.63E-01
-4.82E-01
-4.02E-01
-4.82E-01
-4.02E-01
-4.02E-01
-4.82E-01
-4.02E-01
-4.02E-01
-4.02E-01
-4.02E-01
-4.02E-01
-3.22E-01
-3.22E-01
-2.41E-01
-3.22E-01
-4.02E-01
-3.22E-01
-3.22E-01
-2.41E-01
-1.61E-01
-1.61E-01
-1.61E-01
-2.41E-01
0.00E+00
-8.04E-02
-8.04E-02
-8.04E-02
-8.04E-02
-8.04E-02
-8.04E-02
0.00E+00
0.00E+00
0.00E+00
0.00E+00
0.00E+00
0.00E+00
0.00E+00
0.00E+00
0.00E+00
0.00E+00
0.00E+00
0.00E+00
8.04E-02
0.00E+00
8.04E-02
0.00E+00
0.00E+00
0.00E+00
0.00E+00
0.00E+00
0.00E+00
8.04E-02
8.04E-02
0.00E+00
0.00E+00
8.04E-02
8.04E-02
8.04E-02
8.04E-02
0.00E+00
0.00E+00
8.04E-02
1.61E-01
0.00E+00
8.04E-02
8.04E-02
0.00E+00
8.04E-02
0.00E+00
0.00E+00
0.00E+00
8.04E-02
8.04E-02
0.00E+00
8.04E-02
8.04E-02
8.04E-02
0.00E+00
0.00E+00
8.04E-02
8.04E-02
0.00E+00
0.00E+00
0.00E+00
8.04E-02
0.00E+00
8.04E-02
8.04E-02
8.04E-02
8.04E-02
8.04E-02
8.04E-02
8.04E-02
8.04E-02
1.61E-01
8.04E-02
8.04E-02
8.04E-02
8.04E-02
8.04E-02
1.61E-01
1.61E-01
8.04E-02
8.04E-02
8.04E-02
8.04E-02
1.61E-01
8.04E-02
1.61E-01
8.04E-02
0.00E+00
8.04E-02
8.04E-02
8.04E-02
8.04E-02
1.61E-01
8.04E-02
8.04E-02
8.04E-02
0.00E+00
8.04E-02
8.04E-02
1.61E-01
8.04E-02
8.04E-02
8.04E-02
8.04E-02
8.04E-02
8.04E-02
8.04E-02
1.61E-01
8.04E-02
8.04E-02
8.04E-02
8.04E-02
8.04E-02
0.00E+00
1.61E-01
1.61E-01
8.04E-02
8.04E-02
8.04E-02
8.04E-02
1.61E-01
8.04E-02
8.04E-02
1.61E-01
8.04E-02
8.04E-02
8.04E-02
8.04E-02
0.00E+00
8.04E-02
8.04E-02
1.61E-01
1.61E-01
0.00E+00
8.04E-02
1.61E-01
1.61E-01
8.04E-02
8.04E-02
1.61E-01
8.04E-02
1.61E-01
8.04E-02
8.04E-02
1.61E-01
8.04E-02
8.04E-02
0.00E+00
8.04E-02
8.04E-02
8.04E-02
8.04E-02
1.61E-01
8.04E-02
0.00E+00
8.04E-02
8.04E-02
1.61E-01
1.61E-01
8.04E-02
8.04E-02
8.04E-02
8.04E-02
8.04E-02
1.61E-01
1.61E-01
8.04E-02
8.04E-02
8.04E-02
1.61E-01
8.04E-02
8.04E-02
8.04E-02
1.61E-01
8.04E-02
0.00E+00
8.04E-02
8.04E-02
8.04E-02
8.04E-02
1.61E-01
1.61E-01
8.04E-02
8.04E-02
1.61E-01
8.04E-02
8.04E-02
8.04E-02
8.04E-02
8.04E-02
1.61E-01
1.61E-01
8.04E-02
1.61E-01
8.04E-02
8.04E-02
8.04E-02
8.04E-02
8.04E-02
1.61E-01
1.61E-01
8.04E-02
8.04E-02
8.04E-02
8.04E-02
8.04E-02
8.04E-02
8.04E-02
1.61E-01
8.04E-02
1.61E-01
8.04E-02
1.61E-01
8.04E-02
8.04E-02
8.04E-02
8.04E-02
8.04E-02
1.61E-01
1.61E-01
1.61E-01
1.61E-01
1.61E-01
8.04E-02
0.00E+00
1.61E-01
1.61E-01
1.61E-01
8.04E-02
8.04E-02
1.61E-01
8.04E-02
8.04E-02
1.61E-01
1.61E-01
1.61E-01
1.61E-01
8.04E-02
8.04E-02
1.61E-01
8.04E-02
1.61E-01
8.04E-02
1.61E-01
1.61E-01
8.04E-02
1.61E-01
8.04E-02
8.04E-02
8.04E-02
1.61E-01
1.61E-01
8.04E-02
8.04E-02
1.61E-01
8.04E-02
1.61E-01
8.04E-02
1.61E-01
1.61E-01
1.61E-01
1.61E-01
8.04E-02
1.61E-01
8.04E-02
8.04E-02
8.04E-02
1.61E-01
8.04E-02
8.04E-02
8.04E-02
1.61E-01
1.61E-01
1.61E-01
8.04E-02
8.04E-02
8.04E-02
2.41E-01
8.04E-02
8.04E-02
1.61E-01
1.61E-01
8.04E-02
8.04E-02
8.04E-02
1.61E-01
1.61E-01
8.04E-02
1.61E-01
1.61E-01
8.04E-02
8.04E-02
1.61E-01
8.04E-02
0.00E+00
8.04E-02
8.04E-02
1.61E-01
8.04E-02
1.61E-01
1.61E-01
8.04E-02
8.04E-02
8.04E-02
1.61E-01
8.04E-02
8.04E-02
1.61E-01
8.04E-02
1.61E-01
8.04E-02
8.04E-02
8.04E-02
8.04E-02
1.61E-01
8.04E-02
1.61E-01
8.04E-02
1.61E-01
8.04E-02
1.61E-01
8.04E-02
1.61E-01
8.04E-02
1.61E-01
8.04E-02
2.41E-01
8.04E-02
1.61E-01
1.61E-01
8.04E-02
8.04E-02
8.04E-02
8.04E-02
8.04E-02
8.04E-02
1.61E-01
1.61E-01
8.04E-02
8.04E-02
8.04E-02
8.04E-02
8.04E-02
1.61E-01
8.04E-02
1.61E-01
8.04E-02
8.04E-02
1.61E-01
1.61E-01
8.04E-02
1.61E-01
1.61E-01
1.61E-01
8.04E-02
8.04E-02
1.61E-01
8.04E-02
8.04E-02
1.61E-01
8.04E-02
1.61E-01
1.61E-01
1.61E-01
1.61E-01
8.04E-02
8.04E-02
0.00E+00
8.04E-02
8.04E-02
8.04E-02
1.61E-01
1.61E-01
8.04E-02
8.04E-02
8.04E-02
8.04E-02
8.04E-02
0.00E+00
8.04E-02
1.61E-01
8.04E-02
8.04E-02
8.04E-02
1.61E-01
0.00E+00
8.04E-02
1.61E-01
8.04E-02
8.04E-02
8.04E-02
8.04E-02
8.04E-02
1.61E-01
8.04E-02
1.61E-01
1.61E-01
8.04E-02
1.61E-01
8.04E-02
8.04E-02
8.04E-02
8.04E-02
8.04E-02
8.04E-02
8.04E-02
1.61E-01
8.04E-02
1.61E-01
8.04E-02
1.61E-01
8.04E-02
8.04E-02
8.04E-02
8.04E-02
0.00E+00
8.04E-02
8.04E-02
8.04E-02
8.04E-02
1.61E-01
8.04E-02
8.04E-02
0.00E+00
0.00E+00
8.04E-02
8.04E-02
8.04E-02
8.04E-02
8.04E-02
0.00E+00
8.04E-02
8.04E-02
1.61E-01
8.04E-02
8.04E-02
8.04E-02
0.00E+00
8.04E-02
8.04E-02
8.04E-02
8.04E-02
0.00E+00
8.04E-02
0.00E+00
8.04E-02
0.00E+00
0.00E+00
0.00E+00
8.04E-02
8.04E-02
8.04E-02
8.04E-02
8.04E-02
0.00E+00
8.04E-02
8.04E-02
8.04E-02
0.00E+00
0.00E+00
0.00E+00
0.00E+00
8.04E-02
0.00E+00
0.00E+00
8.04E-02
8.04E-02
8.04E-02
0.00E+00
0.00E+00
0.00E+00
8.04E-02
8.04E-02
8.04E-02
0.00E+00
8.04E-02
8.04E-02
8.04E-02
8.04E-02
8.04E-02
8.04E-02
0.00E+00
0.00E+00
0.00E+00
-8.04E-02
0.00E+00
0.00E+00
0.00E+00
0.00E+00
8.04E-02
0.00E+00
0.00E+00
0.00E+00
-8.04E-02
-8.04E-02
0.00E+00
-8.04E-02
0.00E+00
0.00E+00
0.00E+00
-1.61E-01
0.00E+00
-8.04E-02
0.00E+00
-1.61E-01
-8.04E-02
-8.04E-02
-1.61E-01
-1.61E-01
-1.61E-01
-1.61E-01
-1.61E-01
-2.41E-01
-2.41E-01
-2.41E-01
-2.41E-01
-3.22E-01
-4.02E-01
-3.22E-01
-3.22E-01
-3.22E-01
-4.02E-01
-4.02E-01
-4.02E-01
-4.02E-01
-4.02E-01
-4.02E-01
-5.63E-01
-4.82E-01
-5.63E-01
-5.63E-01
-6.43E-01
-5.63E-01
-5.63E-01
-6.43E-01
-5.63E-01
-6.43E-01
-6.43E-01
-7.24E-01
-7.24E-01
-6.43E-01
-7.24E-01
-7.24E-01
-8.04E-01
-8.04E-01
-7.24E-01
-8.84E-01
-8.04E-01
-8.04E-01
-8.04E-01
-9.65E-01
-8.84E-01
-8.84E-01
-9.65E-01
-1.05E+00
-9.65E-01
-1.05E+00
-1.05E+00
-1.05E+00
-1.05E+00
-9.65E-01
-1.13E+00
-1.21E+00
-1.05E+00
-1.13E+00
-1.13E+00
-1.13E+00
-1.21E+00
-1.21E+00
-1.21E+00
-1.29E+00
-1.29E+00
-1.29E+00
-1.29E+00
-1.37E+00
-1.29E+00
-1.37E+00
-1.37E+00
-1.37E+00
-1.37E+00
-1.45E+00
-1.45E+00
-1.37E+00
-1.45E+00
-1.45E+00
-1.53E+00
-1.53E+00
-1.53E+00
-1.53E+00
-1.61E+00
-1.61E+00
-1.61E+00
-1.61E+00
-1.69E+00
-1.61E+00
-1.69E+00
-1.69E+00
-1.69E+00
-1.69E+00
-1.77E+00
-1.77E+00
-1.85E+00
-1.77E+00
-1.77E+00
-1.77E+00
-1.85E+00
-1.85E+00
-1.77E+00
-1.93E+00
-1.85E+00
-1.85E+00
-1.93E+00
-1.93E+00
-1.93E+00
-1.93E+00
-1.93E+00
-1.93E+00
-2.01E+00
-2.01E+00
-2.09E+00
-2.09E+00
-2.01E+00
-2.09E+00
-2.09E+00
-2.09E+00
-2.09E+00
-2.17E+00
-2.17E+00
-2.17E+00
-2.25E+00
-2.17E+00
-2.25E+00
-2.25E+00
-2.25E+00
-2.17E+00
-2.17E+00
-2.25E+00
-2.25E+00
-2.25E+00
-2.25E+00
-2.25E+00
-2.33E+00
-2.33E+00
-2.33E+00
-2.33E+00
-2.41E+00
-2.41E+00
-2.33E+00
-2.41E+00
-2.33E+00
-2.49E+00
-2.41E+00
-2.41E+00
-2.41E+00
-2.49E+00
-2.49E+00
-2.57E+00
-2.49E+00
-2.41E+00
-2.49E+00
-2.57E+00
-2.57E+00
-2.49E+00
-2.57E+00
-2.49E+00
-2.57E+00
-2.57E+00
-2.57E+00
-2.57E+00
-2.65E+00
-2.65E+00
-2.73E+00
-2.65E+00
-2.65E+00
-2.65E+00
-2.65E+00
-2.65E+00
-2.73E+00
-2.81E+00
-2.65E+00
-2.65E+00
-2.73E+00
-2.73E+00
-2.81E+00
-2.73E+00
-2.81E+00
-2.89E+00
-2.73E+00
-2.73E+00
-2.73E+00
-2.81E+00
-2.73E+00
-2.81E+00
-2.81E+00
-2.81E+00
-2.81E+00
-2.81E+00
-2.81E+00
-2.81E+00
-2.81E+00
-2.81E+00
-2.81E+00
-2.81E+00
-2.89E+00
-2.89E+00
-2.81E+00
-2.89E+00
-2.89E+00
-2.89E+00
-2.97E+00
-2.89E+00
-2.89E+00
-2.89E+00
-2.97E+00
-2.97E+00
-2.97E+00
-2.97E+00
-2.97E+00
-2.89E+00
-2.97E+00
-2.89E+00
-2.89E+00
-2.97E+00
-2.89E+00
-2.97E+00
-3.06E+00
-2.97E+00
-3.06E+00
-2.97E+00
-2.97E+00
-2.97E+00
-2.97E+00
-3.06E+00
-2.97E+00
-3.06E+00
-3.06E+00
-2.97E+00
-2.97E+00
-2.97E+00
-3.06E+00
-3.06E+00
-2.97E+00
-2.97E+00
-2.97E+00
-2.97E+00
-3.06E+00
-3.06E+00
-2.97E+00
-3.06E+00
-3.06E+00
-2.97E+00
-3.06E+00
-2.97E+00
-2.97E+00
-3.06E+00
-2.97E+00
-3.06E+00
-3.06E+00
-3.06E+00
-3.06E+00
-3.06E+00
-2.97E+00
-3.06E+00
-3.06E+00
-2.97E+00
-3.06E+00
-2.97E+00
-3.06E+00
-2.97E+00
-3.06E+00
-2.97E+00
-2.97E+00
-2.97E+00
-2.97E+00
-2.97E+00
-2.97E+00
-2.97E+00
-2.97E+00
-2.97E+00
-2.89E+00
-2.97E+00
-2.97E+00
-2.89E+00
-2.97E+00
-2.97E+00
-2.97E+00
-3.06E+00
-2.97E+00
-2.89E+00
-2.89E+00
-2.89E+00
-2.97E+00
-2.89E+00
-2.89E+00
-2.89E+00
-2.89E+00
-2.97E+00
-2.89E+00
-2.89E+00
-2.89E+00
-2.89E+00
-2.81E+00
-2.89E+00
-2.89E+00
-2.97E+00
-2.89E+00
-2.89E+00
-2.81E+00
-2.89E+00
-2.89E+00
-2.89E+00
-2.81E+00
-2.81E+00
-2.81E+00
-2.73E+00
-2.81E+00
-2.81E+00
-2.81E+00
-2.81E+00
-2.81E+00
-2.89E+00
-2.73E+00
-2.73E+00
-2.81E+00
-2.65E+00
-2.81E+00
-2.65E+00
-2.73E+00
-2.73E+00
-2.73E+00
-2.65E+00
-2.73E+00
-2.65E+00
-2.65E+00
-2.65E+00
-2.57E+00
-2.65E+00
-2.57E+00
-2.57E+00
-2.57E+00
-2.57E+00
-2.57E+00
-2.57E+00
-2.65E+00
-2.57E+00
-2.57E+00
-2.57E+00
-2.57E+00
-2.49E+00
-2.57E+00
-2.57E+00
-2.49E+00
-2.41E+00
-2.49E+00
-2.49E+00
-2.41E+00
-2.41E+00
-2.33E+00
-2.41E+00
-2.41E+00
-2.41E+00
-2.33E+00
-2.33E+00
-2.33E+00
-2.41E+00
-2.33E+00
-2.33E+00
-2.25E+00
-2.33E+00
-2.33E+00
-2.25E+00
-2.25E+00
-2.25E+00
-2.25E+00
-2.17E+00
-2.17E+00
-2.17E+00
-2.17E+00
-2.17E+00
-2.09E+00
-2.17E+00
-2.09E+00
-2.09E+00
-2.17E+00
-2.09E+00
-2.17E+00
-2.09E+00
-2.01E+00
-2.01E+00
-2.09E+00
-2.01E+00
-2.01E+00
-2.01E+00
-2.01E+00
-2.01E+00
-1.93E+00
-1.85E+00
-1.85E+00
-1.85E+00
-1.85E+00
-1.85E+00
-1.85E+00
-1.85E+00
-1.85E+00
-1.85E+00
-1.77E+00
-1.69E+00
-1.77E+00
-1.69E+00
-1.77E+00
-1.69E+00
-1.69E+00
-1.69E+00
-1.61E+00
-1.61E+00
-1.69E+00
-1.61E+00
-1.53E+00
-1.53E+00
-1.53E+00
-1.53E+00
-1.53E+00
-1.53E+00
-1.45E+00
-1.45E+00
-1.45E+00
-1.45E+00
-1.45E+00
-1.45E+00
-1.37E+00
-1.37E+00
-1.29E+00
-1.29E+00
-1.37E+00
-1.29E+00
-1.29E+00
-1.29E+00
-1.21E+00
-1.21E+00
-1.13E+00
-1.21E+00
-1.21E+00
-1.21E+00
-1.13E+00
-1.21E+00
-1.13E+00
-1.13E+00
-1.05E+00
-1.13E+00
-1.05E+00
-1.05E+00
-9.65E-01
-9.65E-01
-9.65E-01
-1.05E+00
-9.65E-01
-8.84E-01
-8.04E-01
-8.84E-01
-8.84E-01
-8.84E-01
-8.84E-01
-8.04E-01
-8.04E-01
-7.24E-01
-7.24E-01
-7.24E-01
-6.43E-01
-6.43E-01
-7.24E-01
-6.43E-01
-6.43E-01
-5.63E-01
-5.63E-01
-6.43E-01
-5.63E-01
-4.82E-01
-5.63E-01
-4.82E-01
-5.63E-01
-4.02E-01
-4.82E-01
-3.22E-01
-4.82E-01
-4.02E-01
-4.02E-01
-4.02E-01
-4.02E-01
-2.41E-01
-3.22E-01
-2.41E-01
-2.41E-01
-2.41E-01
-2.41E-01
-2.41E-01
-1.61E-01
-1.61E-01
-8.04E-02
-1.61E-01
-1.61E-01
-1.61E-01
-1.61E-01
-8.04E-02
-1.61E-01
-8.04E-02
0.00E+00
0.00E+00];

%scatter(x,y,'filled')
%hold on
%scatter(x,y,'filled')
plot(t,x)
hold on
plot(t,y)
grid on
xlabel('Tiempo (s)') 
ylabel('voltaje (V)')

%xticks([0 0.45 0.5 0.55 0.6 0.65 0.7 0.75 0.8 1])
%xticklabels({'0','0.45','0.5','0.55','0.6','0.65','0.7','0.75','0.8','1'})
yticks([-3 -2 -1 0 0.161 1 2 3])
